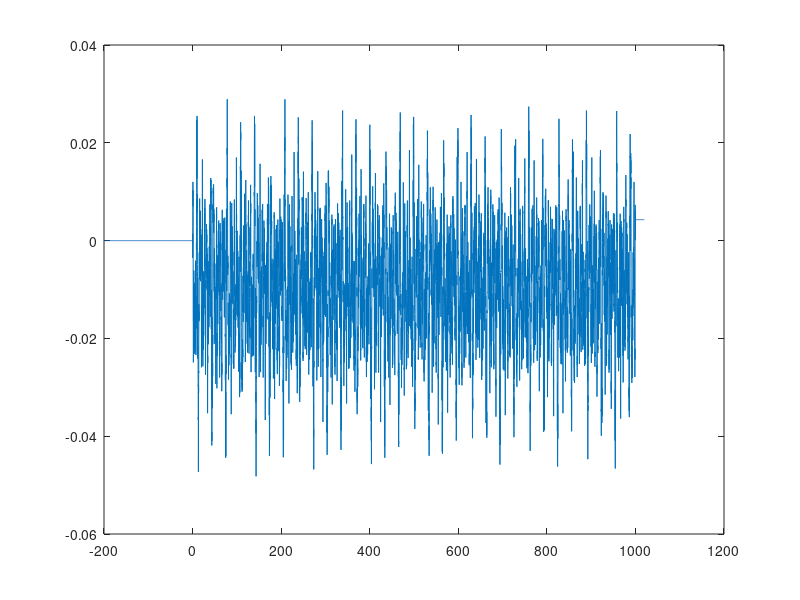

This chart was generated by the following MATLAB code:
clc
clear all
close all

profile1D = [reshape([0.95	0.89	1.09	0.6	0.72	1.24	1.56	1.99	2.15	1.84
1.65	1.98	1.72	0.78	0.03	-0.66	-0.7	-0.74	-1.54	-1.36
-0.35	0.01	0.01	-0.12	-0.24	-0.06	0.14	0.2	0.34	0.23
-0.17	-0.35	-0.57	-0.73	-0.83	-1.21	-1.37	-1.35	-1.21	-0.95
-0.89	-0.42	0.05	-0.03	-0.43	-1.21	-1.24	-0.69	-0.9	-1.13
-0.9	-0.33	0.09	-0.47	-0.85	-0.48	-0.65	-1.03	-0.95	-1.25
-1.34	-0.79	-0.79	-0.42	0.29	0.16	0.39	0.5	0.22	0.54
0.51	0.47	0.44	-0.29	-0.83	-1.33	-1.39	-0.78	-0.51	-0.26
-0.19	-0.46	-0.74	-0.85	-0.25	0.21	0.51	0.9	0.77	1.24
1.8	1.51	1.99	2.73	2.93	3.35	3.42	2.84	2.22	2.29
3.19	3.5	2.75	2.17	1.84	1.52	1.83	1.9	1.03	0.46
0.32	-0.26	-1	-1.38	-1.46	-1.32	-0.85	-0.24	0.13	0.18
0.03	-0.34	-1.07	-1.27	-1.22	-1.89	-2.02	-2	-2.71	-2.66
-2.79	-3.71	-3.78	-3.39	-2.66	-2.03	-2.16	-1.91	-1.72	-1.75
-1.23	-1.01	-0.76	-0.35	-0.66	-0.7	-0.5	-0.67	-0.4	0
0.3	0.71	0.54	0.16	0.35	0.67	0.68	0.72	1.07	1.61
1.81	1.17	0.55	0.85	0.93	0.53	0.65	1.07	1.06	1.02
1.55	1.47	0.96	1.38	1.18	0.87	1.56	1.13	0.46	0.41
0.12	0.46	0.62	0.63	1.19	1.04	0.78	0.61	0.22	0.29
0.34	0.37	0.41	0.34	0.84	1.07	0.54	0.08	-0.23	-0.81
-1.51	-1.64	-1.48	-1.49	-1.32	-1.14	-0.92	-0.52	-0.37	-0.56
-0.97	-1.4	-1.35	-0.95	-0.71	-0.31	0.06	0.24	0.97	1.38
1.38	2.18	2.61	1.91	0.77	-0.02	-0.15	-0.38	-0.25	-0.14
-0.79	-1.04	-1.45	-1.62	-0.93	-0.97	-0.87	-0.49	-0.59	-0.11
0.32	0.3	0.14	-0.43	-0.94	-1.28	-0.89	-0.35	-0.72	-0.92
-0.91	-0.99	-0.85	-0.85	-0.72	-0.47	-0.28	-0.07	0.12	0.32
0.21	0.06	-0.1	-0.43	-0.15	0.33	0.43	0.69	1.26	1.5
0.84	0.42	0.65	0.5	0.64	1.39	1.62	1.26	1.28	1.8
1.56	0.96	0.96	0.7	0.52	0.43	-0.36	-0.56	-0.37	-0.92
-1.2	-1.32	-1.79	-1.7	-1.28	-1.2	-1.09	-0.63	-0.1	0.03
0.03	0.14	-0.02	-0.01	0.46	0.58	0.2	0.33	1.05	1.29
1.14	1.18	1	0.64	0.38	0.5	0.68	0.66	1.1	1.18
0.91	1.07	0.54	0.33	0.8	0.32	0.19	0.34	-0.06	0.27
0.68	0.54	0.39	-0.08	-0.75	-1.03	-1.01	-1.66	-2.5	-2.58
-2.39	-1.77	-1.41	-1.55	-0.65	0.34	0.15	-0.24	-0.45	-0.48
-0.28	-0.25	-0.4	-0.51	-0.82	-1.17	-1.14	-1.13	-1.06	-0.95
-1	-0.73	-0.34	-0.03	0.25	0.27	0.53	0.5	-0.06	-0.53
-0.82	-0.28	0.37	0.08	0.06	0.5	0.83	0.69	-0.08	-0.18
0.33	0.11	-0.07	0.29	0.29	0.57	1.24	1.17	1.4	1.69
1.12	1.04	0.91	0.49	0.68	0.43	0.15	-0.03	-0.61	-0.58
-0.28	0.33	1.16	1.24	1.23	1.12	0.87	0.95	1.3	2.02
2.23	2.15	2.18	1.85	2.1	2.19	1.58	1.83	1.97	1.38
1.03	0.38	-0.52	-0.86	-0.51	-0.06	-0.67	-1.89	-2.29	-2.27
-2.31	-2.03	-2.3	-3.15	-3.24	-2.96	-3.14	-3.15	-2.64	-2
-1.42	-0.86	-0.61	-0.82	-1.28	-1.72	-2.13	-2.48	-2.21	-1.9
-2.23	-1.89	-1.55	-1.82	-1.25	-0.98	-1.17	-0.25	0.76	1.45
1.69	1.31	1.51	1.66	1.6	2.03	1.99	1.92	1.96	1.44
1.46	1.7	1.57	1.88	2.1	2.01	1.93	1.42	1.11	1.43
1.6	1.4	1.35	1.5	1.49	1.01	0.15	-0.09	0.48	0.5
0.18	0.5	0.79	0.55	0.4	0.63	0.19	-0.33	0.08	-0.23
-0.5	-0.01	-0.71	-1.16	-0.74	-0.68	-0.21	-0.11	-0.25	0
-0.51	-0.89	-0.92	-1.08	-0.78	-0.66	-0.67	-0.64	-0.73	-0.48
-0.77	-1.58	-1.85	-1.85	-1.98	-1.92	-1.28	-0.66	-0.43	-0.09
0.16	0.32	0.48	0.29	-0.05	-0.25	-0.15	0.42	1	1.19
1.4	1.5	1.4	1.63	1.36	0.8	0.86	0.21	-1.2	-2.07
-2.05	-1.51	-1.31	-1.02	-0.94	-1.41	-1.2	-0.98	-0.57	0.31
0.18	0.26	0.57	0.35	0.65	0.61	0.08	-0.31	-0.75	-0.76
-0.45	0.23	0.55	0.02	0	0.26	0.36	0.62	0.72	0.9
1.1	1.13	1.15	1.08	0.99	0.69	0.52	0.51	0.51	1.02
1.36	1.18	1.21	1.28	0.85	0.01	-0.1	0.38	0.32	0.51
0.92	0.52	-0.13	-0.17	-0.02	-0.69	-1.29	-1.12	-1.29	-1.4
-1.41	-1.85	-1.54	-1.1	-1.41	-1.23	-0.86	-0.77	-0.13	0.5
0.59	0.79	1.17	1.31	1.04	0.81	0.78	0.61	0.7	1.01
0.81	0.42	0.69	1.13	0.77	0.23	0.07	-0.23	-0.49	-0.44
-0.14	0.01	-0.1	0.08	-0.2	-0.67	-0.62	-1.08	-1.06	-0.6
-1.13	-1.1	-0.84	-1.13	-0.73	-0.64	-1.17	-1.5	-1.89	-2.13
-1.88	-1.56	-1.79	-1.74	-0.83	-0.03	0.67	0.89	0.75	1.44
1.58	0.57	0.02	0	0.11	0.27	0.15	-0.08	-0.14	-0.26
-0.23	0.16	0.4	0.59	0.79	0.85	1.18	1.41	1.37	1.27
0.98	0.89	0.55	0	0	0.32	1.06	1.36	0.77	0.78
1.1	0.95	0.46	-0.09	0.27	0.85	0.55	0.53	0.98	0.94
1.1	1.35	0.82	0.66	0.5	-0.29	-0.3	-0.35	-0.62	-0.29
-0.49	-0.6	-0.44	-0.5	0.12	0.74	1.19	1.42	0.84	0.46
0.25	0.08	0.31	0.57	0.76	0.28	-0.31	-0.56	-1.01	-0.96
-1.19	-1.91	-1.71	-1.91	-2.73	-2.97	-3.29	-3.49	-2.98	-2.29
-2.14	-2.91	-3.46	-2.83	-2.09	-1.76	-1.39	-1.53	-1.78	-1.04
-0.29	-0.14	0.31	1.06	1.51	1.6	1.49	1.07	0.45	0.01
-0.08	0.07	0.37	1.07	1.47	1.32	1.86	2.22	2.04	2.67
2.84	2.71	3.56	3.84	3.43	2.78	1.99	2.01	1.91	1.58
1.66	1.22	0.87	0.73	0.25	0.43	0.64	0.38	0.5	0.36
-0.09	-0.36	-0.77	-0.76	-0.32	-0.38	-0.73	-0.8	-0.79	-1.07
-1.57	-1.89	-1.41	-0.63	-0.77	-1.02	-0.64	-0.6	-1.04	-1.15
-1.01	-1.44	-1.6	-1	-1.24	-1.32	-0.8	-1.38	-1.3	-0.47
-0.39	-0.13	-0.31	-0.64	-0.54	-1.05	-1.1	-0.74	-0.62	-0.22
-0.18	-0.3	-0.29	-0.38	-0.26	-0.62	-1.02	-0.57	-0.03	0.28
0.77	1.49	1.75	1.56	1.52	1.38	1.16	0.98	0.59	0.36
0.5	0.85	1.31	1.38	0.97	0.67	0.33	-0.11	-0.27	-0.86
-1.45	-1.38	-1.97	-2.6	-2.06	-0.92	0.03	0.24	0.41	0.42
0.17	0.72	1.1	1.36	1.72	1.07	0.88	0.95	0.49	0.55
0.25	-0.3	-0.31	-0.19	0.32	0.87	1.24	1.05	0.39	0.58
0.91	0.86	0.95	0.84	0.78	0.7	0.44	0.25	0.03	-0.14
-0.35	-0.32	-0.12	-0.02	0.32	0.2	-0.35	-0.51	-0.68	-1.19
-1.57	-1.07	-0.45	-0.63	-0.6	-0.57	-1.25	-1.66	-1.35	-1.18
-1.67	-1.66	-0.96	-0.85	-0.7	-0.4	-0.4	0.27	0.72	0.45
0.85	1.27	1.3	1.72	1.79	1.33	1.15	1.08	0.68	0.12
-0.1	-0.08	-0.18	-0.09	0.01	-0.4	-0.67	-0.34	-0.27	-0.94
-1.34	-1.18	-1.17	-1.05	-0.7	-0.4	-0.43	-0.67	-0.63	-0.96
-1.22	-0.87	-0.99	-0.66	-0.19	-0.68	-0.4	-0.05	-0.3	0.06
-0.05	-0.57	-0.48	-0.31	0.07	0.75	1.15	1.12	1.55	2.45
2.65	2.45	1.92	1.35	1.49	0.88	-0.29	-0.3	0.16	0.4
0.49	0.32	0.22	0.37	0.49	0.73	1.12	1.15	1.08	1.05
0.89	0.92	0.74	0.32	0.01	-0.29	-0.34	-0.51	-0.61	-0.1
0.4	0.74	0.42	-0.38	-0.25	-0.06	-0.46	-0.82	-0.83	-0.13
0.23	-0.29	-0.27	0.04	-0.28	-0.39	-0.51	-1.2	-1.29	-1.31
-1.73	-1.25	-0.98	-0.99	-0.5	-0.6	-0.51	-0.13	-0.04	0.5
0.62	0.29	-0.2	-1.09	-1.32	-1.25	-1.2	-0.93	-0.93	-1.21
-1.87	-2.25	-2.11	-2.15	-1.85	-1.88	-2.16	-1.55	-1.54	-1.86
-1.31	-0.87	-0.35	0.57	1.06	0.84	0.31	0.63	1.86	2.47
2.42	2.46	2.22	2.25	3.07	3.37	3.01	3.07	3.16	2.72
2.05	1.45	0.9	0.56	0.7	1.14	1.61	2	2.38	2.25
1.79	2.03	1.91	1.37	1.61	1.25	0.72	0.97	0.29	-0.83
-1.53	-1.91	-1.55	-1.55	-1.82	-1.69	-2.04	-2.14	-1.95	-2.05
-1.61	-1.42	-1.74	-1.62	-1.79	-2.11	-2.01	-1.94	-1.53	-1.07
-1.3	-1.56	-1.4	-1.27	-1.39	-1.43	-1.06	-0.23	0.23	-0.28
-0.51	-0.15	-0.32	-0.71	-0.55	-0.3	-0.5	-0.27	0.4	0.11
0.15	0.65	0.16	0.53	1.26	0.86	0.74	0.38	0.09	0.32
0.08	0.4	0.93	0.94	1.11	0.89	0.67	0.71	0.65	0.76
0.58	0.66	1.45	1.86	1.83	1.91	1.91	1.37	0.65	0.36
0.07	-0.22	-0.35	-0.53	-0.42	-0.06	0.17	0.14	-0.33	-0.98
-1.22	-1.37	-1.53	-1.38	-1.53	-1.44	-0.78	-0.72	-0.35	1.02
2.04	2.19	1.64	1.31	1.1	0.85	1.28	1.24	0.9	0.66
-0.25	-0.36	-0.22	-0.62	-0.43	-0.57	-0.71	-0.19	0.22	0.65
0.76	0.48	-0.11	-0.63	-0.2	0.02	-0.3	-0.38	-0.63	-0.77
-0.88	-1.12	-1.15	-1.16	-1.1	-1.01	-0.76	-0.51	-0.52	-0.48
-0.87	-1.34	-1.2	-1.13	-1.22	-0.93	-0.1	0.25	-0.24	-0.31
-0.35	-0.8	-0.59	0.12	0.32	0.1	0.57	1.33	1.24	1.26
1.47	1.38	1.77	1.68	1.08	1.28	1.27	0.81	0.71	0.21
-0.52	-0.68	-0.79	-1.15	-1.36	-1.14	-0.83	-0.79	-0.65	-0.62
-0.94	-0.88	-0.44	-0.53	-1.03	-0.85	-0.23	-0.01	0.22	0.52
0.53	0.27	0.03	0.14	0.03	0.13	0.7	0.69	0.99	1.22
0.66	1.01	1.23	0.84	1.1	0.88	0.58	1.07	1.45	1.79
2.09	1.91	1.51	1.6	1.71	0.91	0.02	-0.67	-1.05	-0.83
-1.32	-1.74	-0.84	-0.08	-0.02	-0.1	-0.28	-0.23	0.01	0.1
0.17	0.21	-0.14	-0.45	-0.6	-0.84	-0.89	-1.13	-1.43	-1.4
-1.31	-1.03	-0.87	-0.66	-0.07	0.04	-0.24	-0.89	-1.41	-0.9
-0.68	-1.04	-0.98	-0.56	0.05	-0.08	-0.78	-0.65	-0.44	-0.88
-0.95	-0.96	-1.3	-0.88	-0.53	-0.52	0.23	0.46	0.34	0.68
0.41	0.43	0.66	0.46	0.52	0.06	-0.65	-1.06	-1.4	-0.93
-0.41	-0.22	0.01	-0.16	-0.42	-0.63	-0.32	0.38	0.64	1.07
1.16	1.18	1.94	1.94	1.87	2.68	3.03	3.23	3.5	3.11
2.38	2.04	2.61	3.34	2.91	2.04	1.66	1.28	1.25	1.59
1.06	0.16	-0.06	-0.38	-1.1	-1.62	-1.74	-1.65	-1.28	-0.66
-0.17	-0.02	-0.16	-0.43	-1.05	-1.61	-1.48	-1.81	-2.36	-2.14
-2.58	-2.99	-2.71	-3.37	-3.87	-3.47	-2.87	-2	-1.83	-1.87
-1.47	-1.51	-1.22	-0.74	-0.66	-0.21	-0.19	-0.53	-0.29	-0.31
-0.31	0.15	0.43	0.81	0.94	0.51	0.41	0.77	0.92	0.88
1.07	1.53	1.92	1.63	0.78	0.68	1.06	0.78	0.58	0.97
1.21	1.04	1.31	1.67	1.11	1.08	1.4	0.82	1.15	1.42
0.54	0.33	0.17	0.16	0.6	0.5	0.87	1.13	0.72	0.59
0.24	0.08	0.24	0.21	0.32	0.23	0.41	0.91	0.62	0
-0.34	-0.75	-1.44	-1.84	-1.65	-1.54	-1.44	-1.19	-1.01	-0.66
-0.36	-0.43	-0.75	-1.2	-1.38	-1.01	-0.64	-0.34	0.13	0.33
0.76	1.47	1.45	1.77	2.52	2.19	1.08	0	-0.35	-0.44
-0.56	-0.25	-0.62	-1.14	-1.3	-1.74	-1.26	-0.81	-0.98	-0.54
-0.47	-0.36	0.25	0.33	0.22	-0.21	-0.79	-1.18	-1.17	-0.48
-0.44	-0.87	-0.84	-0.9	-0.83	-0.71	-0.68	-0.42	-0.21	0
0.18	0.37	0.42	0.2	0.1	-0.18	-0.23	0.32	0.59	0.69
1.12	1.58	1.28	0.53	0.57	0.68	0.54	1.1	1.66	1.45
1.13	1.5	1.7	1.02	0.73	0.69	0.32	0.32	-0.17	-0.82
-0.59	-0.77	-1.31	-1.33	-1.64	-1.85	-1.4	-1.11	-1.05	-0.73
-0.16	0.17	0.14	0.21	0.2	0.03	0.34	0.72	0.49	0.26
0.81	1.36	1.24	1.15	1.09	0.76	0.43	0.36	0.62	0.63
0.81	1.2	0.89	0.87	0.76	0.13	0.48	0.49	-0.04	0.2
-0.03	-0.14	0.42	0.44	0.23	-0.07	-0.72	-1.24	-1.25	-1.47
-2.36	-2.72	-2.5	-2.05	-1.35	-1.37	-1.06	0.16	0.45	-0.05
-0.34	-0.48	-0.36	-0.2	-0.33	-0.47	-0.65	-1.04	-1.16	-1.04
-1.02	-0.85	-0.83	-0.74	-0.31	0.01	0.32	0.42	0.49	0.69
0.27	-0.28	-0.64	-0.52	0.32	0.43	0.1	0.42	0.81	0.92
0.36	-0.22	0.2	0.41	0.03	0.24	0.49	0.49	1.12	1.4
1.27	1.7	1.42	0.93	1.01	0.56	0.49	0.57	0.15	0.06
-0.36	-0.66	-0.32	0.1	0.97	1.39	1.28	1.26	0.99	0.92
1.14	1.71	2.24	2.1	2.09	1.87	1.7	2.06	1.58	1.28
1.69	1.27	0.72	0.29	-0.6	-1.22	-1.14	-0.6	-0.64	-1.78
-2.62	-2.59	-2.58	-2.41	-2.26	-2.95	-3.45	-3.1	-2.99	-3.13
-2.78	-2.1	-1.48	-0.92	-0.52	-0.58	-1	-1.48	-1.87	-2.24
-2.26	-1.74	-1.8	-1.88	-1.26	-1.35	-1.23	-0.53	-0.69	-0.3
0.87	1.61	2.09	1.83	1.62	1.94	1.83	2.02	2.27	2.02
2.09	1.79	1.4	1.71	1.69	1.72	2.08	2.03	1.92	1.62
1.07	1.15	1.49	1.4	1.2	1.27	1.35	1.08	0.33	-0.31
0.04	0.48	0.15	0.15	0.58	0.56	0.23	0.34	0.32	-0.4
-0.34	-0.11	-0.7	-0.38	-0.39	-1.27	-1.03	-0.76	-0.54	-0.11
-0.34	-0.2	-0.3	-0.94	-0.99	-1.11	-1.01	-0.69	-0.73	-0.67
-0.76	-0.68	-0.59	-1.29	-1.85	-1.83	-1.83	-1.87	-1.44	-0.67
-0.29	-0.05	0.27	0.4	0.56	0.54	0.19	-0.08	-0.11	0.26
0.93	1.26	1.36	1.53	1.4	1.42	1.47	0.81	0.57	0.41
-0.81	-1.99	-2.29	-1.79	-1.33	-1.15	-0.81	-1.12	-1.28	-0.86
-0.68	0.14	0.53	0.24	0.62	0.55	0.51	0.77	0.32	-0.13
-0.54	-0.75	-0.51	0.01	0.65	0.4	0	0.29	0.43	0.62
0.81	0.88	1.11	1.18	1.17	1.12	1.02	0.82	0.52	0.51
0.48	0.72	1.27	1.24	1.06	1.15	0.97	0.22	-0.34	0.06
0.3	0.22	0.64	0.63	-0.07	-0.44	-0.24	-0.48	-1.31	-1.39
-1.25	-1.5	-1.4	-1.66	-1.78	-1.13	-1.13	-1.28	-0.81	-0.63
-0.28	0.5	0.78	0.82	1.12	1.38	1.23	0.87	0.78	0.68
0.57	0.85	0.93	0.49	0.4	0.89	0.9	0.27	-0.05	-0.22
-0.54	-0.6	-0.39	-0.09	-0.15	-0.14	-0.1	-0.66	-0.79	-0.91
-1.31	-0.8	-0.86	-1.31	-0.9	-1.02	-1.01	-0.58	-0.95	-1.4
-1.69	-2.02	-1.94	-1.49	-1.41	-1.62	-0.99	-0.01	0.67	1.17
0.98	1.2	1.81	1.13	0.18	0.02	0.1	0.27	0.3	0.07
-0.06	-0.1	-0.17	0.11	0.48	0.63	0.86	0.95	1.1	1.43
1.44	1.34	1.09	0.86	0.72	0.17	-0.07	0.17	0.72	1.38
1.05	0.62	0.94	1	0.64	0.04	-0.08	0.64	0.74	0.39
0.74	0.96	0.86	1.19	0.96	0.44	0.48	-0.13	-0.6	-0.39
-0.69	-0.57	-0.39	-0.69	-0.51	-0.5	-0.23	0.54	0.96	1.33
1.04	0.39	0.18	-0.06	0	0.27	0.49	0.33	-0.4	-0.75
-1.1	-1.35	-1.23	-1.9	-2.15	-1.89	-2.58	-3.08	-3.18	-3.48
-3.21	-2.47	-1.98	-2.33	-3.14	-2.96	-2.03	-1.54	-1.18	-1
-1.35	-1.05	-0.08	0.28	0.48	1.14	1.73	1.89	1.8	1.48
0.88	0.33	0.12	0.23	0.49	1.02	1.69	1.67	1.78	2.43
2.3	2.48	3.06	2.78	3.15	3.84	3.52	2.93	2.06	1.65
1.79	1.41	1.33	1.2	0.64	0.53	0.19	-0.03	0.37	0.24
0.13	0.23	-0.19	-0.53	-0.83	-1.09	-0.72	-0.47	-0.79	-1.02
-0.97	-1.09	-1.49	-1.92	-1.81	-0.97	-0.62	-1.03	-0.91	-0.59
-0.89	-1.23	-1.1	-1.19	-1.67	-1.26	-0.95	-1.39	-0.92	-0.92
-1.45	-0.67	-0.25	-0.2	-0.05	-0.51	-0.51	-0.69	-1.12	-0.75
-0.54	-0.28	0.01	-0.16	-0.16	-0.23	-0.2	-0.24	-0.76	-0.66
0	0.41	0.76	1.38	1.89	1.76	1.56	1.49	1.23	1.03
0.73	0.37	0.37	0.65	1.07	1.35	1.05	0.61	0.34	-0.13
-0.41	-0.69	-1.43	-1.55	-1.63	-2.38	-2.3	-1.24	-0.08	0.45
0.49	0.66	0.39	0.53	1.16	1.28	1.69	1.46	0.79	0.94
0.63	0.39	0.43	-0.16	-0.36	-0.24	0.1	0.71	1.12	1.24
0.62	0.32	0.78	0.83	0.83	0.82	0.65	0.63	0.41	0.16
-0.04	-0.23	-0.39	-0.5	-0.3	-0.17	0.04	0.22	-0.27	-0.65
-0.72	-1.06	-1.56	-1.46	-0.67	-0.51	-0.73	-0.56	-0.94	-1.61
-1.54	-1.14	-1.32	-1.69	-1.12	-0.63	-0.64	-0.28	-0.2	0.09
0.85	0.76	0.73	1.3	1.39	1.55	1.86	1.5	1.08	1
0.75	0.21	-0.21	-0.22	-0.24	-0.29	-0.1	-0.28	-0.73	-0.64
-0.3	-0.68	-1.34	-1.31	-1.14	-1.11	-0.82	-0.46	-0.32	-0.54
-0.64	-0.69	-1.13	-0.95	-0.75	-0.8	-0.15	-0.26	-0.53	0.06
-0.05	-0.02	0.28	-0.23	-0.4	-0.16	0.1	0.69	1.29	1.39
1.44	2.22	2.76	2.56	2.16	1.41	1.23	1.17	0.03	-0.56
-0.09	0.28	0.45	0.39	0.2	0.27	0.45	0.58	0.94	1.15
1.02	0.98	0.83	0.73	0.71	0.31	-0.04	-0.34	-0.5	-0.5
-0.72	-0.44	0.15	0.53	0.57	-0.2	-0.58	-0.2	-0.37	-0.79
-0.97	-0.57	0.14	-0.09	-0.5	-0.15	-0.19	-0.55	-0.52	-1
-1.48	-1.28	-1.61	-1.57	-0.94	-0.98	-0.66	-0.39	-0.58	-0.2
-0.04	0.23	0.66	0.36	-0.04	-0.81	-1.43	-1.32	-1.28	-1.07
-0.91	-1.08	-1.55	-2.17	-2.11	-2	-1.88	-1.56	-1.88	-1.63
-1.08	-1.45	-1.24	-0.58	-0.19	0.61	1.36	1.41	0.91	0.72
1.67	2.7	2.77	2.68	2.58	2.32	2.81	3.47	3.21	2.94
3.07	2.82	2.15	1.49	0.94	0.5	0.46	0.84	1.34	1.74
2.09	2.22	1.73	1.57	1.79	1.22	1.07	1.16	0.42	0.38
0.28	-0.87	-1.7	-2.21	-2.11	-1.73	-2.01	-1.99	-2.01	-2.35
-2.12	-2.1	-1.95	-1.44	-1.65	-1.76	-1.66	-2.01	-2.04	-1.9
-1.68	-1.11	-1.01	-1.39	-1.39	-1.15	-1.16	-1.26	-1.07	-0.42
0.34	0.2	-0.38	-0.18	-0.01	-0.43	-0.54	-0.2	-0.18	-0.3
0.34	0.56	0.16	0.67	0.62	0.32	1.19	1.22	0.8	0.68
0.18	0.31	0.33	0.24	0.88	1.06	1.1	1.11	0.75	0.73
0.7	0.74	0.76	0.57	1.12	1.8	1.84	1.77	1.81	1.5
0.72	0.22	0.01	-0.31	-0.46	-0.59	-0.63	-0.32	-0.01	0.07
-0.2	-0.85	-1.29	-1.36	-1.51	-1.44	-1.33	-1.45	-0.9	-0.43
-0.41	0.6	1.89	2.36	1.96	1.36	1.18	0.83	0.94	1.27
0.85	0.65	0	-0.65	-0.33	-0.57	-0.67	-0.48	-0.78	-0.47
0.06	0.43	0.73	0.53	0.08	-0.61	-0.6	-0.07	-0.27	-0.48
-0.61	-0.85	-0.9	-1.1	-1.21	-1.18	-1.14	-1.03	-0.87	-0.55
-0.48	-0.48	-0.6	-1.16	-1.27	-1.02	-1.06	-0.97	-0.34	0.38
0.14	-0.26	-0.14	-0.46	-0.64	0	0.53	0.4	0.43	1.23
1.52	1.28	1.5	1.46	1.54	1.82	1.23	0.98	1.24	0.83
0.53	0.31	-0.44	-0.87	-0.87	-1.09	-1.39	-1.32	-0.94	-0.77
-0.71	-0.55	-0.74	-0.94	-0.56	-0.3	-0.72	-0.92	-0.34	0.1
0.24	0.54	0.67	0.5	0.18	0.16	0.24	0.11	0.59	0.89
0.86	1.33	0.98	0.75	1.31	1.01	0.93	1.1	0.63	0.81
1.34	1.6	1.92	1.94	1.51	1.26	1.48	1.06	0.03	-0.68
-1.24	-1.17	-1.13	-1.79	-1.41	-0.33	-0.03	-0.1	-0.25	-0.36
-0.16	0.01	0.04	0.11	-0.07	-0.5	-0.67	-0.87	-1.01	-1.08
-1.41	-1.48	-1.36	-1.15	-0.85	-0.75	-0.29	0.09	-0.11	-0.57
-1.29	-1.21	-0.61	-0.82	-0.99	-0.7	-0.13	0.18	-0.44	-0.79
-0.4	-0.59	-0.94	-0.81	-1.04	-1.02	-0.4	-0.37	0.02	0.69
0.49	0.66	0.72	0.4	0.68	0.59	0.47	0.36	-0.4	-0.87
-1.23	-1.12	-0.41	-0.13	0.1	0.14	-0.13	-0.33	-0.31	0.37
0.85	1.13	1.49	1.35	1.81	2.31	1.98	2.45	3.1	3.16
3.41	3.29	2.57	1.95	2.07	2.88	2.98	2.05	1.41	1.08
0.79	1.06	1	0.05	-0.49	-0.62	-1.17	-1.81	-2.03	-1.94
-1.66	-1.1	-0.51	-0.23	-0.3	-0.55	-1	-1.72	-1.87	-1.79
-2.42	-2.48	-2.41	-3.06	-2.9	-2.97	-3.73	-3.57	-2.96	-2.13
-1.51	-1.64	-1.37	-1.14	-1.14	-0.59	-0.38	-0.16	0.2	-0.16
-0.19	0.04	-0.1	0.21	0.62	0.87	1.2	0.95	0.57	0.79
1.1	1.08	1.12	1.46	1.9	1.94	1.19	0.61	0.95	1.02
0.64	0.8	1.22	1.18	1.12	1.59	1.42	0.89	1.29	1.05
0.74	1.37	0.85	0.18	0.2	-0.02	0.37	0.53	0.53	1.04
0.8	0.48	0.3	-0.07	0.05	0.11	0.14	0.18	0.11	0.57
0.67	0.02	-0.46	-0.78	-1.33	-1.91	-1.88	-1.6	-1.52	-1.28
-1.04	-0.79	-0.4	-0.32	-0.56	-0.95	-1.28	-1.1	-0.6	-0.31
0.11	0.48	0.66	1.34	1.64	1.55	2.2	2.37	1.41	0.19
-0.53	-0.57	-0.72	-0.56	-0.48	-1.12	-1.31	-1.6	-1.63	-0.85
-0.86	-0.73	-0.33	-0.43	0.04	0.39	0.26	0	-0.6	-1.05
-1.26	-0.78	-0.26	-0.66	-0.83	-0.77	-0.8	-0.62	-0.57	-0.39
-0.12	0.07	0.27	0.42	0.56	0.41	0.23	0.09	-0.17	0.19
0.69	0.77	1.02	1.51	1.59	0.85	0.46	0.73	0.62	0.8
1.51	1.62	1.18	1.17	1.6	1.23	0.57	0.55	0.27	0.07
-0.06	-0.82	-0.95	-0.73	-1.25	-1.46	-1.49	-1.84	-1.6	-1.09
-0.95	-0.76	-0.26	0.23	0.31	0.27	0.35	0.2	0.24	0.7
0.76	0.38	0.56	1.26	1.39	1.15	1.11	0.87	0.5	0.29
0.45	0.63	0.61	1.01	1.01	0.67	0.78	0.23	0.04	0.5
-0.02	-0.12	0.03	-0.35	0.01	0.35	0.11	-0.14	-0.65	-1.3
-1.52	-1.47	-2.08	-2.76	-2.62	-2.23	-1.51	-1.11	-1.18	-0.24
0.63	0.26	-0.2	-0.4	-0.41	-0.22	-0.22	-0.41	-0.54	-0.83
-1.12	-1.01	-0.93	-0.82	-0.65	-0.66	-0.33	0.08	0.36	0.57
0.54	0.72	0.6	-0.01	-0.41	-0.57	0.05	0.67	0.33	0.33
0.76	1	0.76	0	-0.02	0.52	0.3	0.16	0.56	0.59
0.89	1.5	1.35	1.5	1.67	1.01	0.91	0.75	0.34	0.53
0.27	0	-0.13	-0.61	-0.44	0	0.65	1.42	1.39	1.29
1.14	0.91	1.03	1.4	2.05	2.13	1.92	1.86	1.48	1.65
1.64	0.96	1.16	1.19	0.47	0.05	-0.63	-1.46	-1.65	-1.23
-0.85	-1.56	-2.72	-2.96	-2.79	-2.72	-2.42	-2.67	-3.43	-3.33
-2.91	-2.98	-2.83	-2.19	-1.5	-0.94	-0.47	-0.35	-0.68	-1.19
-1.61	-1.94	-2.15	-1.75	-1.38	-1.63	-1.21	-0.82	-1.02	-0.38
-0.07	-0.18	0.83	1.79	2.31	2.38	1.9	2.04	2.14	2.03
2.38	2.25	2.09	2.06	1.52	1.56	1.8	1.64	1.91	2.05
1.87	1.7	1.17	0.9	1.25	1.36	1.12	1.04	1.15	1.04
0.49	-0.32	-0.42	0.21	0.22	-0.09	0.25	0.5	0.2	0.04
0.23	-0.25	-0.72	-0.28	-0.59	-0.83	-0.35	-1.04	-1.39	-0.87
-0.77	-0.3	-0.25	-0.43	-0.23	-0.78	-1.12	-1.09	-1.18	-0.83
-0.71	-0.74	-0.72	-0.81	-0.6	-0.94	-1.71	-1.85	-1.73	-1.73
-1.52	-0.79	-0.16	0.04	0.34	0.53	0.62	0.71	0.46	0.11
-0.02	0.17	0.76	1.29	1.38	1.48	1.47	1.28	1.39	0.99
0.35	0.33	-0.41	-1.76	-2.4	-2.13	-1.44	-1.18	-0.88	-0.79
-1.2	-0.89	-0.58	-0.13	0.69	0.49	0.51	0.77	0.5	0.73
0.61	0.03	-0.33	-0.67	-0.56	-0.14	0.52	0.76	0.19	0.22
0.52	0.61	0.86	0.93	1.07	1.23	1.19	1.15	1.03	0.89
0.59	0.44	0.48	0.52	1.01	1.28	1.01	0.97	0.95	0.44
-0.36	-0.35	0.17	0.11	0.28	0.59	0.09	-0.56	-0.56	-0.44
-1.12	-1.63	-1.36	-1.46	-1.52	-1.46	-1.79	-1.36	-0.88	-1.15
-0.88	-0.45	-0.3	0.36	0.93	0.94	1.08	1.38	1.39	1.02
0.76	0.72	0.55	0.64	0.9	0.64	0.26	0.53	0.89	0.42
-0.14	-0.28	-0.54	-0.73	-0.61	-0.29	-0.16	-0.3	-0.17	-0.49
-0.96	-0.87	-1.27	-1.18	-0.7	-1.23	-1.15	-0.86	-1.12	-0.73
-0.69	-1.25	-1.53	-1.82	-1.92	-1.53	-1.14	-1.29	-1.09	-0.08
0.7	1.28	1.36	1.14	1.71	1.66	0.54	0.04	0.09	0.23
0.38	0.25	0.03	0.01	-0.05	0.05	0.48	0.72	0.88	1.05
1.08	1.36	1.51	1.38	1.2	0.86	0.74	0.4	-0.08	0.04
0.44	1.15	1.32	0.67	0.68	0.96	0.74	0.23	-0.22	0.23
0.79	0.46	0.45	0.88	0.79	0.89	1.04	0.43	0.23	0.06
-0.7	-0.64	-0.62	-0.83	-0.46	-0.62	-0.68	-0.46	-0.44	0.22
0.8	1.11	1.17	0.48	0.06	-0.13	-0.26	-0.02	0.19	0.25
-0.32	-0.94	-1.17	-1.58	-1.5	-1.73	-2.4	-2.14	-2.32	-3.07
-3.17	-3.32	-3.33	-2.66	-1.95	-1.85	-2.58	-2.93	-2.1	-1.29
-0.96	-0.61	-0.75	-0.89	-0.06	0.68	0.79	1.22	1.88	2.17
2.09	1.83	1.31	0.68	0.34	0.36	0.61	1	1.7	2.03
1.85	2.36	2.64	2.4	2.97	3.04	2.83	3.56	3.61	2.97
2.2	1.41	1.44	1.33	0.97	1.02	0.56	0.21	0.11	-0.31
-0.09	0.12	-0.16	-0.06	-0.23	-0.7	-0.93	-1.26	-1.16	-0.7
-0.79	-1.15	-1.19	-1.17	-1.43	-1.86	-2.02	-1.42	-0.65	-0.84
-1.09	-0.72	-0.72	-1.17	-1.24	-1.08	-1.47	-1.54	-0.9	-1.13
-1.17	-0.64	-1.19	-1.02	-0.16	-0.15	0.04	-0.19	-0.54	-0.43
-0.9	-0.86	-0.43	-0.3	0.08	0.07	-0.06	-0.05	-0.14	-0.03
-0.36	-0.65	-0.08	0.51	0.82	1.28	1.89	2	1.66	1.53
1.33	1.05	0.83	0.45	0.27	0.47	0.83	1.2	1.13	0.62
0.27	-0.09	-0.53	-0.68	-1.23	-1.71	-1.54	-1.99	-2.38	-1.57
-0.32	0.57	0.67	0.75	0.72	0.48	1.04	1.36	1.52	1.73
0.98	0.75	0.8	0.32	0.38	0.08	-0.4	-0.29	-0.07	0.48
0.98	1.23	0.93	0.27	0.5	0.81	0.72	0.76	0.59	0.49
0.38	0.09	-0.11	-0.31	-0.45	-0.6	-0.52	-0.3	-0.2	0.08
-0.12	-0.7	-0.84	-0.99	-1.44	-1.67	-1.06	-0.45	-0.68	-0.69
-0.69	-1.37	-1.66	-1.25	-1.05	-1.47	-1.32	-0.56	-0.44	-0.27
0.05	0.08	0.74	1.11	0.79	1.17	1.53	1.47	1.77	1.69
1.12	0.89	0.75	0.31	-0.23	-0.4	-0.32	-0.4	-0.3	-0.23
-0.64	-0.85	-0.5	-0.48	-1.15	-1.45	-1.18	-1.09	-0.92	-0.54
-0.28	-0.35	-0.6	-0.57	-0.86	-1.04	-0.63	-0.69	-0.33	0.12
-0.37	-0.07	0.28	0.01	0.36	0.22	-0.26	-0.08	0.19	0.62
1.29	1.62	1.54	1.94	2.71	2.69	2.28	1.63	1.03	1.11
0.46	-0.62	-0.45	0.11	0.35	0.41	0.24	0.17	0.36	0.5
0.73	1.06	1.01	0.87	0.79	0.59	0.57	0.34	-0.1	-0.38
-0.63	-0.61	-0.71	-0.73	-0.15	0.31	0.53	0.09	-0.69	-0.51
-0.32	-0.73	-1.01	-0.91	-0.19	0.09	-0.48	-0.45	-0.17	-0.53
-0.67	-0.8	-1.46	-1.45	-1.4	-1.71	-1.14	-0.82	-0.82	-0.33
-0.44	-0.35	0.02	0.08	0.53	0.52	0.04	-0.51	-1.35	-1.47
-1.3	-1.2	-0.93	-0.97	-1.28	-1.89	-2.14	-1.86	-1.81	-1.44
-1.42	-1.6	-0.92	-0.86	-1.09	-0.41	0.1	0.65	1.52	1.86
1.53	1.05	1.47	2.67	3.12	2.91	2.83	2.55	2.57	3.31
3.43	2.92	2.87	2.82	2.24	1.51	0.93	0.45	0.25	0.51
1.02	1.47	1.79	2.03	1.77	1.24	1.42	1.21	0.62	0.8
0.37	-0.19	-0.01	-0.77	-1.86	-2.4	-2.6	-2.11	-2.06	-2.28
-2.09	-2.36	-2.37	-2.1	-2.13	-1.65	-1.47	-1.79	-1.65	-1.8
-2.04	-1.85	-1.69	-1.24	-0.81	-1.08	-1.31	-1.09	-0.94	-1.02
-0.98	-0.53	0.27	0.6	0	-0.23	0.14	-0.06	-0.42	-0.21
0.07	-0.1	0.16	0.8	0.47	0.5	0.97	0.47	0.86	1.5
0.99	0.81	0.45	0.21	0.49	0.29	0.65	1.17	1.1	1.2
0.93	0.7	0.76	0.71	0.82	0.66	0.8	1.57	1.86	1.7
1.65	1.51	0.86	0.13	-0.12	-0.37	-0.6	-0.67	-0.77	-0.59
-0.21	-0.04	-0.15	-0.67	-1.27	-1.41	-1.45	-1.5	-1.26	-1.29
-1.07	-0.33	-0.21	0.26	1.6	2.41	2.28	1.56	1.16	0.93
0.68	1.07	0.94	0.51	0.21	-0.66	-0.67	-0.48	-0.83	-0.58
-0.66	-0.72	-0.14	0.25	0.6	0.58	0.19	-0.42	-0.86	-0.37
-0.18	-0.54	-0.63	-0.86	-0.97	-1.05	-1.23	-1.2	-1.15	-1.04
-0.9	-0.63	-0.41	-0.46	-0.46	-0.85	-1.25	-1.02	-0.88	-0.9
-0.52	0.29	0.53	-0.03	-0.1	-0.11	-0.5	-0.18	0.56	0.71
0.5	0.99	1.67	1.47	1.42	1.56	1.42	1.7	1.49	0.84
1	0.92	0.39	0.25	-0.28	-0.96	-1.03	-1.08	-1.35	-1.44
-1.12	-0.77	-0.71	-0.57	-0.55	-0.83	-0.71	-0.25	-0.36	-0.8
-0.51	0.15	0.34	0.54	0.77	0.7	0.41	0.19	0.33	0.26
0.41	0.97	0.93	1.18	1.33	0.74	1.09	1.27	0.83	1.08
0.85	0.59	1.13	1.47	1.7	1.87	1.56	1.07	1.09	1.08
0.16	-0.73	-1.3	-1.53	-1.22	-1.6	-1.84	-0.79	-0.06	-0.08
-0.21	-0.39	-0.33	-0.09	-0.04	-0.02	-0.05	-0.45	-0.76	-0.88
-1.08	-1.11	-1.31	-1.53	-1.4	-1.23	-0.9	-0.71	-0.49	0.04
0.04	-0.33	-0.97	-1.38	-0.78	-0.56	-0.9	-0.77	-0.31	0.22
-0.01	-0.72	-0.54	-0.33	-0.77	-0.8	-0.75	-0.99	-0.5	-0.1
-0.08	0.66	0.81	0.62	0.89	0.58	0.56	0.75	0.48	0.47
-0.04	-0.72	-1.01	-1.17	-0.57	-0.01	0.16	0.36	0.17	-0.05
-0.16	0.27	1	1.24	1.62	1.67	1.69	2.39	2.32	2.22
2.98	3.19	3.23	3.32	2.75	1.97	1.68	2.25	2.81	2.16
1.2	0.82	0.47	0.45	0.72	0.08	-0.82	-0.99	-1.27	-1.93
-2.29	-2.24	-1.98	-1.51	-0.87	-0.45	-0.42	-0.66	-1.02	-1.65
-2.15	-1.97	-2.27	-2.75	-2.46	-2.84	-3.14	-2.78	-3.33	-3.62
-2.99	-2.25	-1.37	-1.22	-1.26	-0.84	-0.85	-0.54	-0.06	-0.01
0.38	0.34	-0.02	0.25	0.24	0.27	0.75	1.01	1.3	1.34
0.87	0.8	1.17	1.28	1.23	1.41	1.81	2.06	1.62	0.76
0.72	1.11	0.82	0.66	1.08	1.28	1.09	1.32	1.6	0.98
0.95	1.23	0.64	0.95	1.14	0.21	0.05	-0.03	0.03	0.49
0.39	0.72	0.9	0.42	0.26	-0.07	-0.2	0	-0.02	0.08
-0.01	0.16	0.57	0.15	-0.53	-0.87	-1.25	-1.85	-2.09	-1.75
-1.54	-1.37	-1.06	-0.85	-0.5	-0.24	-0.38	-0.71	-1.09	-1.14
-0.66	-0.23	0.08	0.55	0.74	1.13	1.73	1.59	1.8	2.33
1.73	0.47	-0.56	-0.8	-0.79	-0.85	-0.55	-0.93	-1.41	-1.46
-1.75	-1.16	-0.66	-0.82	-0.37	-0.3	-0.18	0.38	0.35	0.13
-0.35	-0.91	-1.19	-1.05	-0.33	-0.34	-0.77	-0.69	-0.7	-0.58
-0.42	-0.35	-0.06	0.15	0.34	0.49	0.63	0.62	0.37	0.27
0.04	0.07	0.66	0.91	0.98	1.37	1.69	1.26	0.5	0.6
0.74	0.64	1.2	1.66	1.33	0.98	1.3	1.37	0.61	0.3
0.25	-0.13	-0.16	-0.64	-1.22	-0.92	-1.08	-1.56	-1.49	-1.68
-1.75	-1.18	-0.83	-0.72	-0.35	0.21	0.48	0.39	0.43	0.4
0.25	0.57	0.9	0.63	0.44	1.01	1.47	1.23	1.07	0.95
0.58	0.28	0.26	0.54	0.55	0.71	1.03	0.65	0.57	0.42
-0.19	0.18	0.16	-0.38	-0.11	-0.32	-0.41	0.13	0.06	-0.24
-0.61	-1.26	-1.7	-1.65	-1.83	-2.61	-2.76	-2.33	-1.74	-1
-0.99	-0.63	0.53	0.64	0.02	-0.29	-0.4	-0.27	-0.14	-0.3
-0.46	-0.64	-0.98	-1.02	-0.83	-0.76	-0.55	-0.48	-0.34	0.12
0.41	0.67	0.7	0.71	0.81	0.32	-0.21	-0.45	-0.21	0.64
0.68	0.34	0.67	1.01	1.01	0.39	-0.11	0.38	0.58	0.22
0.47	0.74	0.76	1.36	1.56	1.34	1.67	1.29	0.76	0.83
0.37	0.32	0.4	-0.02	-0.08	-0.42	-0.58	-0.1	0.4	1.23
1.55	1.32	1.24	0.96	0.92	1.18	1.71	2.12	1.84	1.72
1.43	1.21	1.48	0.93	0.59	0.92	0.38	-0.25	-0.71	-1.55
-2.04	-1.82	-1.29	-1.43	-2.57	-3.26	-3.05	-2.91	-2.68	-2.51
-3.15	-3.49	-2.97	-2.76	-2.76	-2.27	-1.51	-0.9	-0.42	-0.15
-0.34	-0.84	-1.32	-1.64	-1.89	-1.76	-1.16	-1.17	-1.17	-0.5
-0.54	-0.35	0.38	0.26	0.73	1.9	2.49	2.77	2.37	2.09
2.36	2.19	2.32	2.47	2.13	2.14	1.78	1.41	1.73	1.68
1.68	1.99	1.84	1.65	1.29	0.77	0.9	1.22	1.07	0.85
0.89	0.9	0.55	-0.2	-0.72	-0.25	0.19	-0.14	-0.11	0.3
0.21	-0.13	-0.05	-0.11	-0.81	-0.7	-0.46	-1.02	-0.68	-0.7
-1.52	-1.16	-0.82	-0.6	-0.2	-0.48	-0.38	-0.53	-1.16	-1.14
-1.19	-1.04	-0.7	-0.75	-0.71	-0.8	-0.73	-0.7	-1.4	-1.85
-1.69	-1.58	-1.48	-0.93	-0.13	0.21	0.4	0.66	0.72	0.81
0.71	0.33	0.1	0.15	0.58	1.22	1.45	1.43	1.5	1.27
1.19	1.11	0.36	0.07	-0.16	-1.4	-2.38	-2.41	-1.71	-1.16
-0.96	-0.62	-0.9	-0.98	-0.47	-0.23	0.56	0.86	0.5	0.82
0.7	0.6	0.79	0.27	-0.18	-0.51	-0.6	-0.23	0.32	0.89
0.57	0.18	0.52	0.66	0.83	1	1.04	1.22	1.22	1.15
1.04	0.9	0.67	0.39	0.41	0.43	0.69	1.19	1.05	0.81
0.82	0.56	-0.19	-0.65	-0.16	0.09	-0.01	0.36	0.24	-0.51
-0.84	-0.61	-0.88	-1.65	-1.61	-1.4	-1.58	-1.42	-1.58	-1.59
-0.86	-0.84	-0.93	-0.38	-0.16	0.21	0.95	1.13	1.09	1.32
1.47	1.21	0.79	0.69	0.59	0.48	0.74	0.75	0.29	0.22
0.67	0.58	-0.11	-0.41	-0.54	-0.8	-0.79	-0.52	-0.24	-0.33
-0.35	-0.35	-0.93	-1.02	-1.09	-1.42	-0.86	-0.93	-1.34	-0.87
-0.98	-0.96	-0.55	-0.97	-1.4	-1.6	-1.8	-1.57	-1.04	-0.9
-1	-0.25	0.74	1.32	1.66	1.36	1.49	1.93	1.08	0.13
0.06	0.2	0.38	0.4	0.16	0.07	0.08	0.07	0.4	0.78
0.9	1.1	1.15	1.25	1.52	1.43	1.25	0.94	0.68	0.54
0.03	-0.11	0.24	0.8	1.36	0.93	0.48	0.8	0.79	0.38
-0.17	-0.17	0.58	0.63	0.27	0.63	0.8	0.65	0.89	0.58
0.01	0.03	-0.56	-0.96	-0.67	-0.9	-0.73	-0.52	-0.78	-0.54
-0.46	-0.13	0.62	0.93	1.13	0.69	-0.02	-0.21	-0.42	-0.32
-0.08	0.04	-0.23	-1	-1.33	-1.63	-1.83	-1.7	-2.32	-2.49
-2.19	-2.84	-3.21	-3.15	-3.27	-2.82	-2	-1.55	-1.92	-2.61
-2.21	-1.16	-0.66	-0.34	-0.18	-0.48	-0.08	0.9	1.21	1.36
1.96	2.4	2.38	2.13	1.7	1.06	0.57	0.48	0.7	1.04
1.6	2.21	2.12	2.2	2.78	2.57	2.69	3.18	2.8	3.08
3.57	3.01	2.27	1.37	1	1.14	0.75	0.65	0.5	-0.05
-0.13	-0.43	-0.57	-0.14	-0.3	-0.42	-0.34	-0.78	-1.1	-1.33
-1.49	-1.06	-0.83	-1.17	-1.37	-1.3	-1.4	-1.76	-2.06	-1.8
-0.91	-0.63	-1.07	-0.93	-0.64	-0.98	-1.29	-1.12	-1.19	-1.59
-1.11	-0.8	-1.21	-0.71	-0.71	-1.17	-0.33	0.06	0.03	0.11
-0.39	-0.38	-0.53	-0.89	-0.44	-0.2	0.05	0.3	0.09	0.08
0.01	0.04	0.01	-0.44	-0.21	0.52	0.92	1.24	1.79	2.14
1.86	1.55	1.4	1.08	0.85	0.55	0.23	0.29	0.6	0.98
1.12	0.71	0.2	-0.09	-0.55	-0.8	-1.05	-1.69	-1.68	-1.65
-2.22	-1.87	-0.63	0.51	0.92	0.85	0.95	0.67	0.82	1.41
1.44	1.71	1.35	0.63	0.77	0.45	0.2	0.24	-0.31	-0.41
-0.17	0.23	0.82	1.14	1.12	0.45	0.2	0.68	0.68	0.63
0.57	0.36	0.3	0.05	-0.2	-0.38	-0.54	-0.66	-0.71	-0.47
-0.33	-0.16	-0.06	-0.59	-0.96	-1	-1.3	-1.68	-1.44	-0.61
-0.5	-0.77	-0.63	-1.02	-1.61	-1.42	-0.96	-1.11	-1.36	-0.7
-0.19	-0.2	0.17	0.27	0.56	1.26	1.09	1.02	1.54	1.54
1.6	1.77	1.27	0.79	0.67	0.37	-0.18	-0.54	-0.48	-0.46
-0.48	-0.31	-0.5	-0.91	-0.77	-0.45	-0.86	-1.45	-1.3	-1.05
-0.96	-0.62	-0.28	-0.19	-0.45	-0.55	-0.59	-0.96	-0.7	-0.45
-0.46	0.19	0.05	-0.2	0.4	0.27	0.28	0.55	0.05	-0.05
0.29	0.61	1.21	1.74	1.76	1.78	2.47	2.8	2.38	1.82
1.03	0.83	0.72	-0.39	-0.8	-0.18	0.22	0.36	0.29	0.12
0.23	0.42	0.56	0.88	1.01	0.8	0.71	0.52	0.38	0.31
-0.11	-0.45	-0.7	-0.79	-0.72	-0.85	-0.5	0.1	0.37	0.29
-0.53	-0.84	-0.42	-0.61	-1	-1.07	-0.6	0.06	-0.25	-0.66
-0.32	-0.4	-0.78	-0.77	-1.23	-1.63	-1.35	-1.58	-1.43	-0.75
-0.78	-0.45	-0.21	-0.4	-0.02	0.11	0.32	0.62	0.18	-0.31
-1.08	-1.59	-1.36	-1.25	-1.01	-0.87	-1.08	-1.53	-2.04	-1.84
-1.62	-1.42	-1.05	-1.3	-0.96	-0.37	-0.69	-0.36	0.38	0.8
1.56	2.18	2.08	1.55	1.44	2.43	3.33	3.2	2.97	2.79
2.51	2.96	3.48	3.04	2.66	2.67	2.28	1.53	0.87	0.39
0.07	0.18	0.65	1.16	1.5	1.73	1.72	1.13	0.93	1.07
0.44	0.26	0.29	-0.49	-0.56	-0.73	-1.89	-2.59	-2.9	-2.63
-2.16	-2.4	-2.31	-2.27	-2.53	-2.2	-2.11	-1.9	-1.39	-1.62
-1.71	-1.59	-1.9	-1.84	-1.6	-1.33	-0.76	-0.72	-1.1	-1.05
-0.78	-0.76	-0.8	-0.54	0.13	0.78	0.51	-0.1	0.12	0.26
-0.16	-0.21	0.16	0.2	0.11	0.75	0.91	0.49	0.98	0.9
0.61	1.45	1.36	0.85	0.71	0.25	0.43	0.49	0.45	1.1
1.21	1.17	1.12	0.74	0.73	0.72	0.76	0.78	0.64	1.2
1.8	1.69	1.51	1.42	0.98	0.16	-0.3	-0.45	-0.71	-0.79
-0.84	-0.81	-0.45	-0.17	-0.16	-0.5	-1.14	-1.48	-1.43	-1.48
-1.3	-1.1	-1.1	-0.45	0.06	0.15	1.18	2.32	2.5	1.88
1.18	0.96	0.62	0.72	0.97	0.47	0.2	-0.43	-0.99	-0.59
-0.78	-0.82	-0.57	-0.81	-0.42	0.11	0.42	0.59	0.28	-0.23
-0.86	-0.77	-0.23	-0.47	-0.7	-0.81	-1.02	-1.04	-1.19	-1.24
-1.15	-1.05	-0.89	-0.7	-0.4	-0.36	-0.41	-0.56	-1.07	-1.08
-0.76	-0.74	-0.57	0.09	0.72	0.38	-0.05	0.08	-0.19	-0.27
0.43	0.92	0.75	0.81	1.57	1.75	1.41	1.56	1.45	1.46
1.62	0.95	0.68	0.89	0.41	0.07	-0.17	-0.9	-1.23	-1.14
-1.29	-1.48	-1.29	-0.85	-0.66	-0.6	-0.44	-0.62	-0.76	-0.34
-0.11	-0.51	-0.61	0.04	0.47	0.56	0.81	0.86	0.63	0.31
0.32	0.43	0.35	0.84	1.11	1.03	1.42	1.02	0.79	1.32
0.97	0.87	1.03	0.57	0.8	1.32	1.5	1.7	1.57	1.04
0.74	0.87	0.33	-0.73	-1.35	-1.75	-1.54	-1.42	-1.93	-1.37
-0.25	-0.04	-0.18	-0.36	-0.45	-0.24	-0.1	-0.12	-0.1	-0.35
-0.78	-0.93	-1.09	-1.19	-1.22	-1.49	-1.46	-1.25	-0.98	-0.66
-0.55	-0.11	0.17	-0.14	-0.64	-1.28	-1.08	-0.45	-0.66	-0.79
-0.43	0.1	0.3	-0.38	-0.68	-0.27	-0.47	-0.78	-0.59	-0.75
-0.64	0.03	0.08	0.46	1.06	0.78	0.88	0.88	0.52	0.77
0.62	0.44	0.27	-0.48	-0.86	-1.05	-0.79	0	0.27	0.46
0.47	0.2	0.07	0.21	0.96	1.42	1.64	1.94	1.77	2.21
2.62	2.23	2.66	3.2	3.1	3.18	2.87	2.04	1.45	1.62
2.34	2.23	1.15	0.5	0.21	-0.05	0.2	0.05	-0.94	-1.42
-1.48	-1.98	-2.49	-2.53	-2.27	-1.86	-1.25	-0.7	-0.53	-0.72
-1.06	-1.55	-2.22	-2.28	-2.17	-2.74	-2.71	-2.57	-3.13	-2.87
-2.84	-3.45	-3.05	-2.26	-1.39	-0.8	-0.96	-0.68	-0.45	-0.43
0.13	0.3	0.47	0.75	0.35	0.34	0.58	0.45	0.79	1.18
1.37	1.59	1.27	0.89	1.15	1.43	1.38	1.4	1.71	2.04
1.92	1.1	0.57	0.96	1.02	0.65	0.86	1.26	1.17	1.09
1.5	1.25	0.7	1.09	0.82	0.51	1.09	0.49	-0.16	-0.05
-0.19	0.23	0.4	0.38	0.82	0.5	0.13	-0.04	-0.36	-0.21
-0.12	-0.1	-0.06	-0.13	0.27	0.25	-0.48	-0.97	-1.25	-1.73
-2.16	-1.97	-1.57	-1.42	-1.12	-0.84	-0.58	-0.23	-0.21	-0.49
-0.85	-1.08	-0.76	-0.2	0.12	0.53	0.87	1.01	1.61	1.78
1.56	2.05	1.97	0.8	-0.43	-1.03	-0.94	-1.01	-0.82	-0.74
-1.36	-1.47	-1.63	-1.51	-0.67	-0.67	-0.53	-0.13	-0.24	0.21
0.47	0.22	-0.12	-0.72	-1.08	-1.15	-0.6	-0.11	-0.54	-0.68
-0.56	-0.54	-0.32	-0.24	-0.04	0.24	0.41	0.58	0.69	0.77
0.57	0.38	0.27	0.08	0.5	1	1.04	1.24	1.63	1.57
0.77	0.42	0.74	0.65	0.86	1.51	1.49	0.98	0.95	1.29
0.8	0.11	0.1	-0.18	-0.39	-0.52	-1.23	-1.27	-1	-1.48
-1.6	-1.53	-1.75	-1.37	-0.78	-0.61	-0.38	0.13	0.57	0.57
0.49	0.54	0.38	0.45	0.88	0.89	0.51	0.72	1.38	1.38
1.05	0.95	0.67	0.3	0.14	0.34	0.53	0.5	0.84	0.76
0.36	0.43	-0.12	-0.27	0.18	-0.36	-0.44	-0.27	-0.63	-0.25
0.03	-0.31	-0.62	-1.16	-1.75	-1.87	-1.77	-2.3	-2.81	-2.44
-1.88	-1.1	-0.69	-0.73	0.2	0.92	0.37	-0.14	-0.32	-0.31
-0.12	-0.16	-0.37	-0.5	-0.77	-0.98	-0.79	-0.65	-0.5	-0.3
-0.26	0.1	0.49	0.72	0.87	0.77	0.87	0.66	0.03	-0.29
-0.32	0.38	0.94	0.55	0.56	0.97	1.11	0.78	0.05	0.12
0.68	0.45	0.35	0.78	0.82	1.11	1.64	1.41	1.46	1.53
0.8	0.68	0.53	0.13	0.35	0.09	-0.16	-0.24	-0.61	-0.29
0.25	0.91	1.58	1.42	1.24	1.06	0.83	0.99	1.37	1.92
1.85	1.52	1.38	0.95	1.07	0.96	0.24	0.4	0.33	-0.47
-0.92	-1.57	-2.29	-2.32	-1.82	-1.51	-2.27	-3.33	-3.37	-3.04
-2.88	-2.55	-2.78	-3.41	-3.13	-2.58	-2.55	-2.27	-1.54	-0.84
-0.34	0.01	-0.01	-0.45	-0.98	-1.35	-1.57	-1.64	-1.13	-0.72
-0.91	-0.42	0	-0.15	0.53	0.85	0.79	1.83	2.68	3
2.87	2.29	2.39	2.43	2.25	2.53	2.3	2.07	1.98	1.43
1.49	1.72	1.53	1.77	1.83	1.55	1.32	0.79	0.57	0.94
1.01	0.72	0.63	0.69	0.51	-0.08	-0.8	-0.76	-0.06	-0.08
-0.37	-0.02	0.18	-0.17	-0.33	-0.17	-0.66	-1.07	-0.6	-0.9
-1.1	-0.61	-1.29	-1.53	-0.91	-0.78	-0.35	-0.35	-0.57	-0.42
-0.98	-1.27	-1.15	-1.18	-0.8	-0.69	-0.73	-0.71	-0.81	-0.64
-1.01	-1.71	-1.71	-1.45	-1.34	-1.01	-0.21	0.38	0.52	0.75
0.87	0.88	0.89	0.58	0.25	0.19	0.44	1.04	1.48	1.45
1.45	1.33	1.04	1.04	0.54	-0.14	-0.2	-0.97	-2.21	-2.57
-2.05	-1.24	-0.94	-0.64	-0.55	-0.91	-0.51	-0.13	0.32	1.06
0.75	0.72	0.93	0.59	0.77	0.57	-0.04	-0.34	-0.57	-0.33
0.16	0.79	0.93	0.33	0.4	0.72	0.8	1.02	1.05	1.15
1.24	1.14	1.05	0.88	0.71	0.41	0.3	0.38	0.45	0.92
1.1	0.74	0.64	0.55	0	-0.73	-0.6	-0.03	-0.11	0.02
0.25	-0.33	-0.96	-0.91	-0.79	-1.45	-1.85	-1.47	-1.5	-1.5
-1.37	-1.59	-1.07	-0.55	-0.79	-0.46	0.02	0.18	0.83	1.3
1.21	1.27	1.47	1.36	0.92	0.63	0.59	0.43	0.51	0.73
0.41	0.04	0.33	0.6	0.05	-0.51	-0.6	-0.81	-0.93	-0.73
-0.4	-0.31	-0.48	-0.39	-0.73	-1.17	-1.03	-1.36	-1.2	-0.71
-1.23	-1.09	-0.78	-1.03	-0.63	-0.64	-1.21	-1.42	-1.59	-1.55
-1.05	-0.62	-0.69	-0.38	0.68	1.38	1.8	1.73	1.41	1.86
1.63	0.43	0.01	0.16	0.33	0.47	0.32	0.13	0.15	0.15
0.31	0.76	0.97	1.08	1.22	1.21	1.43	1.49	1.26	1.02
0.66	0.53	0.2	-0.2	0.04	0.5	1.15	1.2	0.49	0.51
0.76	0.47	-0.03	-0.38	0.15	0.68	0.31	0.31	0.72	0.57
0.61	0.66	0	-0.21	-0.39	-1.09	-0.93	-0.84	-0.99	-0.58
-0.71	-0.72	-0.43	-0.36	0.31	0.81	0.97	0.86	0.07	-0.35
-0.5	-0.59	-0.34	-0.19	-0.24	-0.89	-1.5	-1.67	-2	-1.89
-2.09	-2.68	-2.34	-2.48	-3.14	-3.08	-3.06	-2.89	-2.09	-1.38
-1.35	-2.02	-2.18	-1.18	-0.35	-0.06	0.24	0.1	0.04	0.92
1.61	1.64	2.01	2.55	2.66	2.41	2.01	1.43	0.83	0.59
0.73	1.07	1.51	2.17	2.42	2.19	2.64	2.82	2.52	3
2.96	2.66	3.25	3.08	2.25	1.41	0.66	0.74	0.62	0.26
0.3	-0.17	-0.48	-0.53	-0.88	-0.6	-0.39	-0.69	-0.6	-0.8
-1.25	-1.42	-1.66	-1.46	-0.99	-1.12	-1.46	-1.46	-1.42	-1.66
-1.99	-2	-1.3	-0.57	-0.83	-1.07	-0.7	-0.75	-1.19	-1.22
-1.04	-1.37	-1.36	-0.68	-0.92	-0.92	-0.39	-0.91	-0.66	0.2
0.13	0.23	-0.05	-0.4	-0.27	-0.69	-0.57	-0.08	0.05	0.39
0.34	0.17	0.19	0.11	0.21	-0.08	-0.26	0.41	1	1.27
1.67	2.15	2.08	1.62	1.41	1.15	0.83	0.6	0.25	0.14
0.39	0.73	1	0.81	0.22	-0.16	-0.51	-0.91	-1.02	-1.5
-1.85	-1.55	-1.86	-2.01	-0.98	0.32	1.09	1.06	1.04	0.96
0.72	1.27	1.52	1.54	1.61	0.78	0.55	0.59	0.11	0.18
-0.1	-0.51	-0.28	0.03	0.59	1.03	1.14	0.74	0.09	0.37
0.66	0.51	0.5	0.3	0.17	0.03	-0.28	-0.45	-0.62	-0.73
-0.82	-0.68	-0.44	-0.35	-0.14	-0.41	-0.99	-1.09	-1.2	-1.57
-1.65	-0.95	-0.38	-0.67	-0.7	-0.73	-1.37	-1.54	-1.03	-0.81
-1.16	-0.9	-0.09	0.02	0.18	0.5	0.53	1.16	1.43	1.05
1.39	1.66	1.5	1.68	1.46	0.8	0.54	0.37	-0.09	-0.59
-0.67	-0.54	-0.58	-0.47	-0.42	-0.82	-0.97	-0.6	-0.61	-1.26
-1.44	-1.07	-0.93	-0.7	-0.32	-0.1	-0.23	-0.49	-0.44	-0.69
-0.8	-0.32	-0.34	0.03	0.44	-0.06	0.27	0.6	0.31	0.63
0.47	0.03	0.31	0.65	1.11	1.73	1.96	1.81	2.14	2.76
2.51	1.92	1.19	0.58	0.65	-0.01	-0.96	-0.6	0.04	0.27
0.3	0.13	0.09	0.31	0.45	0.66	0.92	0.79	0.59	0.47
0.23	0.18	-0.08	-0.53	-0.75	-0.93	-0.84	-0.86	-0.79	-0.18
0.21	0.3	-0.22	-0.97	-0.72	-0.52	-0.93	-1.13	-0.92	-0.2
-0.02	-0.63	-0.59	-0.33	-0.73	-0.88	-1	-1.6	-1.5	-1.36
-1.56	-0.91	-0.58	-0.58	-0.11	-0.24	-0.16	0.2	0.2	0.55
0.4	-0.18	-0.76	-1.52	-1.51	-1.23	-1.09	-0.82	-0.9	-1.22
-1.75	-1.86	-1.45	-1.3	-0.89	-0.82	-0.92	-0.18	-0.1	-0.25
0.52	1.06	1.58	2.35	2.52	2.09	1.64	2.13	3.27	3.52
3.12	2.94	2.61	2.62	3.26	3.2	2.55	2.4	2.23	1.55
0.8	0.28	-0.08	-0.14	0.25	0.79	1.2	1.42	1.52	1.13
0.56	0.69	0.41	-0.2	-0.05	-0.53	-1.1	-0.94	-1.74	-2.75
-3.09	-3.08	-2.47	-2.36	-2.52	-2.27	-2.48	-2.39	-2.04	-2.01
-1.51	-1.35	-1.68	-1.51	-1.62	-1.8	-1.51	-1.29	-0.82	-0.44
-0.75	-0.94	-0.68	-0.51	-0.57	-0.46	0.04	0.77	0.96	0.28
0.07	0.43	0.2	-0.12	0.15	0.43	0.28	0.57	1.16	0.78
0.8	1.23	0.72	1.1	1.65	1.03	0.8	0.47	0.28	0.61
0.45	0.84	1.31	1.16	1.19	0.88	0.65	0.73	0.68	0.79
0.67	0.84	1.57	1.72	1.42	1.26	1	0.28	-0.43	-0.61
-0.78	-0.94	-0.93	-0.95	-0.71	-0.33	-0.22	-0.4	-0.94	-1.46
-1.49	-1.41	-1.35	-1.02	-0.95	-0.63	0.16	0.31	0.8	2.06
2.62	2.21	1.34	0.9	0.66	0.43	0.79	0.56	0.07	-0.24
-1.04	-0.95	-0.68	-0.98	-0.67	-0.7	-0.69	-0.07	0.27	0.52
0.38	-0.1	-0.7	-1.04	-0.49	-0.34	-0.72	-0.8	-1	-1.08
-1.11	-1.24	-1.15	-1.04	-0.88	-0.71	-0.44	-0.24	-0.33	-0.38
-0.76	-1.08	-0.75	-0.55	-0.51	-0.07	0.68	0.8	0.17	0.12
0.13	-0.18	0.23	0.96	1.05	0.83	1.31	1.89	1.57	1.44
1.53	1.31	1.5	1.19	0.49	0.64	0.5	-0.07	-0.23	-0.75
-1.34	-1.3	-1.26	-1.45	-1.42	-1	-0.62	-0.56	-0.43	-0.41
-0.66	-0.47	-0.02	-0.15	-0.53	-0.15	0.52	0.67	0.81	0.97
0.82	0.5	0.31	0.49	0.45	0.63	1.17	1.08	1.26	1.34
0.72	1.07	1.2	0.73	0.96	0.73	0.51	1.07	1.35	1.48
1.51	1.07	0.53	0.5	0.38	-0.6	-1.42	-1.84	-1.9	-1.48
-1.75	-1.82	-0.67	0	-0.12	-0.3	-0.47	-0.39	-0.17	-0.16
-0.19	-0.28	-0.71	-1	-1.08	-1.23	-1.21	-1.36	-1.5	-1.27
-1.03	-0.67	-0.48	-0.27	0.19	0.07	-0.38	-0.98	-1.26	-0.58
-0.37	-0.7	-0.5	-0.03	0.41	0.08	-0.62	-0.39	-0.18	-0.61
-0.58	-0.47	-0.63	-0.06	0.34	0.36	1.05	1.11	0.84	1.05
0.69	0.64	0.79	0.46	0.4	-0.13	-0.75	-0.89	-0.89	-0.17
0.41	0.53	0.69	0.48	0.3	0.29	0.8	1.53	1.72	2.02
2.02	2.01	2.64	2.48	2.34	3.02	3.08	2.94	2.86	2.14
1.34	1.12	1.68	2.07	1.24	0.23	-0.11	-0.4	-0.4	-0.19
-0.89	-1.75	-1.83	-2.05	-2.59	-2.78	-2.54	-2.15	-1.6	-0.97
-0.65	-0.74	-1.08	-1.48	-2.1	-2.51	-2.26	-2.51	-2.89	-2.53
-2.82	-3.02	-2.56	-3	-3.08	-2.24	-1.42	-0.56	-0.48	-0.53
-0.11	-0.12	0.19	0.64	0.64	0.96	0.85	0.48	0.76	0.76
0.82	1.29	1.49	1.69	1.64	1.12	1.09	1.46	1.53	1.45
1.61	1.94	2.04	1.48	0.63	0.67	1.07	0.77	0.66	1.09
1.24	1.02	1.22	1.41	0.74	0.72	0.97	0.36	0.67	0.78
-0.17	-0.25	-0.24	-0.13	0.35	0.22	0.51	0.62	0.07	-0.09
-0.39	-0.47	-0.24	-0.25	-0.17	-0.25	-0.1	0.21	-0.32	-1.02
-1.31	-1.63	-2.11	-2.17	-1.7	-1.4	-1.18	-0.83	-0.6	-0.27
-0.08	-0.28	-0.61	-0.91	-0.83	-0.26	0.19	0.5	0.93	1.06
1.39	1.87	1.6	1.68	1.99	1.15	-0.18	-1.12	-1.2	-1.08
-1.08	-0.77	-1.14	-1.55	-1.49	-1.64	-0.95	-0.44	-0.6	-0.14
-0.09	0.01	0.5	0.36	0.05	-0.46	-0.96	-1.11	-0.86	-0.13
-0.18	-0.61	-0.48	-0.44	-0.28	-0.09	0	0.3	0.5	0.66
0.77	0.85	0.78	0.5	0.41	0.23	0.33	0.95	1.15	1.18
1.5	1.69	1.14	0.39	0.55	0.73	0.65	1.19	1.54	1.1
0.72	0.99	0.95	0.12	-0.16	-0.2	-0.57	-0.6	-1.06	-1.54
-1.16	-1.28	-1.68	-1.51	-1.59	-1.52	-0.86	-0.47	-0.34	0.06
0.58	0.76	0.61	0.61	0.56	0.43	0.75	1.03	0.71	0.55
1.11	1.47	1.12	0.89	0.73	0.34	0.08	0.12	0.41	0.42
0.55	0.79	0.34	0.22	0.05	-0.53	-0.13	-0.17	-0.7	-0.41
-0.6	-0.66	-0.14	-0.3	-0.67	-1.07	-1.68	-2.02	-1.88	-2.01
-2.65	-2.58	-1.96	-1.27	-0.53	-0.52	-0.14	0.92	0.83	0.09
-0.21	-0.29	-0.15	-0.04	-0.23	-0.4	-0.56	-0.84	-0.8	-0.54
-0.43	-0.19	-0.09	0.08	0.54	0.79	0.97	0.93	0.86	0.89
0.35	-0.14	-0.26	0.08	0.93	0.89	0.53	0.86	1.14	1.03
0.39	-0.04	0.52	0.71	0.36	0.65	0.93	0.94	1.49	1.59
1.29	1.52	1.05	0.49	0.57	0.13	0.11	0.2	-0.2	-0.21
-0.47	-0.5	0.1	0.64	1.4	1.58	1.24	1.11	0.82	0.81
1.09	1.57	1.83	1.41	1.2	0.86	0.6	0.8	0.18	-0.17
0.1	-0.53	-1.19	-1.62	-2.38	-2.7	-2.34	-1.81	-2.02	-3.14
-3.63	-3.23	-2.97	-2.68	-2.5	-3.06	-3.23	-2.56	-2.25	-2.16
-1.56	-0.77	-0.21	0.15	0.28	-0.04	-0.59	-1.04	-1.27	-1.38
-1.12	-0.47	-0.44	-0.37	0.33	0.31	0.54	1.28	1.16	1.66
2.77	3.18	3.23	2.68	2.35	2.57	2.33	2.39	2.46	2.04
1.98	1.6	1.25	1.58	1.51	1.48	1.72	1.49	1.23	0.85
0.36	0.55	0.85	0.65	0.4	0.43	0.38	-0.02	-0.73	-1.11
-0.53	-0.09	-0.44	-0.38	0.02	-0.13	-0.5	-0.41	-0.51	-1.17
-0.99	-0.74	-1.27	-0.9	-0.92	-1.68	-1.2	-0.8	-0.59	-0.25
-0.58	-0.52	-0.69	-1.29	-1.2	-1.17	-0.97	-0.63	-0.7	-0.67
-0.75	-0.7	-0.7	-1.39	-1.71	-1.41	-1.18	-0.97	-0.34	0.45
0.71	0.82	1.01	0.99	1	0.83	0.43	0.25	0.37	0.83
1.41	1.52	1.39	1.34	1.02	0.85	0.68	-0.12	-0.44	-0.69
-1.87	-2.62	-2.36	-1.48	-0.87	-0.67	-0.35	-0.61	-0.61	-0.03
0.22	0.96	1.14	0.7	0.97	0.79	0.64	0.77	0.2	-0.22
-0.45	-0.42	0.05	0.61	1.09	0.69	0.31	0.69	0.82	0.97
1.1	1.09	1.22	1.15	1.02	0.87	0.69	0.46	0.21	0.27
0.33	0.59	1.02	0.78	0.48	0.44	0.12	-0.61	-0.95	-0.36
-0.12	-0.24	0.07	-0.14	-0.91	-1.17	-0.92	-1.18	-1.87	-1.7
-1.4	-1.52	-1.3	-1.38	-1.27	-0.5	-0.47	-0.52	0.08	0.31
0.67	1.34	1.41	1.27	1.42	1.45	1.08	0.63	0.52	0.43
0.33	0.57	0.52	0.04	0	0.42	0.23	-0.49	-0.74	-0.81
-1	-0.91	-0.6	-0.34	-0.47	-0.52	-0.55	-1.12	-1.15	-1.16
-1.41	-0.81	-0.89	-1.26	-0.75	-0.85	-0.81	-0.43	-0.89	-1.28
-1.37	-1.44	-1.08	-0.49	-0.31	-0.32	0.5	1.45	1.87	2.04
1.61	1.64	1.92	0.94	0.03	0.07	0.27	0.46	0.46	0.23
0.17	0.23	0.28	0.64	1.01	1.09	1.23	1.24	1.29	1.48
1.3	1.04	0.7	0.44	0.3	-0.15	-0.18	0.26	0.81	1.26
0.72	0.27	0.59	0.52	0.08	-0.39	-0.28	0.48	0.47	0.1
0.46	0.58	0.37	0.54	0.15	-0.43	-0.41	-0.96	-1.26	-0.88
-1.06	-0.83	-0.59	-0.82	-0.52	-0.39	-0.04	0.67	0.84	0.87
0.3	-0.44	-0.59	-0.75	-0.63	-0.4	-0.37	-0.73	-1.52	-1.79
-2.01	-2.14	-1.98	-2.54	-2.61	-2.25	-2.84	-3.07	-2.83	-2.78
-2.18	-1.32	-0.93	-1.33	-1.88	-1.29	-0.16	0.29	0.55	0.67
0.4	0.87	1.83	2.04	2.11	2.61	2.89	2.68	2.28	1.76
1.12	0.71	0.74	1.06	1.46	2.02	2.55	2.37	2.39	2.89
2.59	2.64	3.01	2.53	2.71	3.02	2.25	1.4	0.52	0.22
0.39	0.01	-0.09	-0.23	-0.77	-0.79	-1.01	-1.08	-0.63	-0.8
-0.93	-0.86	-1.3	-1.57	-1.72	-1.77	-1.29	-1.08	-1.44	-1.59
-1.49	-1.57	-1.87	-2.04	-1.64	-0.74	-0.53	-1.01	-0.86	-0.59
-0.96	-1.24	-1.03	-1.07	-1.39	-0.85	-0.54	-0.93	-0.42	-0.41
-0.82	0.07	0.39	0.26	0.28	-0.24	-0.22	-0.33	-0.62	-0.1
0.16	0.38	0.58	0.33	0.31	0.25	0.28	0.26	-0.11	0.22
1	1.35	1.61	2.05	2.23	1.79	1.39	1.19	0.84	0.59
0.3	0.04	0.17	0.49	0.8	0.83	0.32	-0.22	-0.51	-0.92
-1.12	-1.31	-1.83	-1.68	-1.52	-1.91	-1.32	0.03	1.1	1.35
1.15	1.16	0.86	1.01	1.55	1.47	1.6	1.13	0.38	0.54
0.21	-0.02	0.04	-0.46	-0.45	-0.11	0.33	0.88	1.08	0.94
0.23	0.02	0.52	0.47	0.37	0.27	0.04	-0.04	-0.31	-0.54
-0.69	-0.81	-0.87	-0.86	-0.59	-0.45	-0.32	-0.29	-0.86	-1.19
-1.18	-1.42	-1.68	-1.3	-0.47	-0.42	-0.73	-0.61	-1	-1.5
-1.18	-0.67	-0.8	-0.95	-0.21	0.29	0.26	0.61	0.7	0.97
1.59	1.31	1.2	1.66	1.55	1.5	1.55	0.94	0.42	0.29
-0.03	-0.56	-0.83	-0.7	-0.63	-0.63	-0.46	-0.67	-1.04	-0.83
-0.53	-0.95	-1.46	-1.19	-0.86	-0.73	-0.37	-0.06	-0.03	-0.31
-0.4	-0.42	-0.72	-0.39	-0.1	-0.09	0.54	0.36	0.12	0.72
0.56	0.55	0.79	0.29	0.27	0.69	1.04	1.62	2.05	1.97
1.92	2.5	2.63	2	1.33	0.53	0.35	0.23	-0.81	-1.03
-0.26	0.15	0.26	0.16	0.01	0.15	0.35	0.48	0.75	0.79
0.51	0.37	0.16	0	-0.1	-0.53	-0.83	-1	-1.02	-0.88
-0.94	-0.52	0.05	0.22	0.01	-0.82	-1.05	-0.59	-0.79	-1.13
-1.1	-0.57	0.03	-0.37	-0.78	-0.44	-0.56	-0.95	-0.93	-1.36
-1.66	-1.28	-1.43	-1.18	-0.46	-0.5	-0.19	0.02	-0.2	0.17
0.26	0.39	0.57	0.01	-0.54	-1.25	-1.63	-1.27	-1.1	-0.84
-0.72	-0.97	-1.38	-1.76	-1.41	-1.08	-0.83	-0.43	-0.62	-0.21
0.39	0.11	0.52	1.31	1.69	2.38	2.84	2.58	2.01	1.97
2.96	3.69	3.35	2.98	2.74	2.43	2.84	3.2	2.59	2.11
2.04	1.55	0.75	0.14	-0.24	-0.41	-0.16	0.38	0.87	1.13
1.23	1.08	0.42	0.19	0.28	-0.39	-0.58	-0.58	-1.37	-1.43
-1.62	-2.74	-3.27	-3.35	-2.91	-2.37	-2.55	-2.41	-2.31	-2.48
-2.07	-1.92	-1.67	-1.18	-1.43	-1.51	-1.36	-1.61	-1.47	-1.16
-0.85	-0.32	-0.34	-0.72	-0.61	-0.32	-0.29	-0.29	0.03	0.68
1.2	0.8	0.17	0.41	0.53	0.11	0.12	0.52	0.55	0.49
1.11	1.2	0.75	1.22	1.1	0.81	1.6	1.39	0.81	0.68
0.27	0.5	0.6	0.59	1.22	1.26	1.14	1.04	0.64	0.65
0.66	0.69	0.73	0.62	1.18	1.67	1.41	1.11	0.92	0.39
-0.43	-0.81	-0.88	-1.06	-1.06	-1.03	-0.93	-0.54	-0.29	-0.36
-0.74	-1.33	-1.55	-1.39	-1.32	-1.05	-0.77	-0.68	0.04	0.55
0.65	1.66	2.59	2.48	1.64	0.87	0.65	0.32	0.43	0.62
0.04	-0.25	-0.84	-1.29	-0.79	-0.92	-0.91	-0.61	-0.79	-0.35
0.18	0.39	0.44	0.02	-0.52	-1.07	-0.88	-0.33	-0.62	-0.85
-0.93	-1.11	-1.08	-1.18	-1.16	-1.01	-0.86	-0.67	-0.47	-0.19
-0.19	-0.28	-0.45	-0.91	-0.82	-0.43	-0.36	-0.14	0.53	1.04
0.59	0.15	0.31	0.08	0.09	0.83	1.25	1.03	1.09	1.79
1.83	1.39	1.48	1.32	1.25	1.31	0.57	0.3	0.48	-0.05
-0.4	-0.63	-1.3	-1.51	-1.31	-1.38	-1.46	-1.16	-0.67	-0.48
-0.42	-0.28	-0.45	-0.53	-0.08	0.12	-0.27	-0.29	0.42	0.81
0.83	1.02	0.99	0.7	0.39	0.44	0.58	0.53	1.02	1.23
1.1	1.41	0.96	0.72	1.23	0.83	0.72	0.86	0.42	0.7
1.19	1.27	1.35	1.08	0.47	0.15	0.21	-0.41	-1.44	-1.92
-2.13	-1.78	-1.57	-1.94	-1.23	-0.11	-0.01	-0.24	-0.43	-0.5
-0.29	-0.18	-0.25	-0.29	-0.57	-1	-1.1	-1.21	-1.26	-1.24
-1.44	-1.32	-1.03	-0.73	-0.4	-0.3	0.09	0.27	-0.14	-0.65
-1.19	-0.87	-0.22	-0.45	-0.53	-0.13	0.35	0.44	-0.29	-0.53
-0.09	-0.29	-0.57	-0.32	-0.41	-0.22	0.47	0.51	0.86	1.37
0.99	1.02	0.97	0.58	0.8	0.61	0.38	0.18	-0.55	-0.81
-0.83	-0.42	0.42	0.66	0.79	0.76	0.5	0.45	0.68	1.45
1.86	2	2.22	2.01	2.39	2.71	2.25	2.62	3.03	2.76
2.67	2.21	1.31	0.77	0.99	1.62	1.31	0.14	-0.48	-0.7
-0.9	-0.66	-0.87	-1.85	-2.24	-2.21	-2.61	-2.96	-2.81	-2.4
-1.89	-1.26	-0.79	-0.74	-1.04	-1.44	-1.94	-2.52	-2.49	-2.31
-2.81	-2.68	-2.47	-2.93	-2.56	-2.44	-2.89	-2.28	-1.36	-0.49
0.02	-0.2	0.07	0.3	0.31	0.84	0.96	1.06	1.27	0.82
0.82	1.06	0.95	1.29	1.64	1.75	1.87	1.47	1.1	1.39
1.63	1.54	1.54	1.8	2.01	1.75	0.88	0.43	0.88	0.93
0.57	0.82	1.2	1.06	0.96	1.3	0.97	0.42	0.8	0.51
0.2	0.74	0.09	-0.51	-0.31	-0.38	0.08	0.23	0.18	0.56
0.16	-0.23	-0.37	-0.65	-0.44	-0.35	-0.33	-0.3	-0.37	-0.02
-0.15	-0.94	-1.39	-1.6	-1.98	-2.25	-1.9	-1.4	-1.19	-0.85
-0.56	-0.32	-0.01	-0.06	-0.38	-0.69	-0.8	-0.38	0.23	0.53
0.9	1.18	1.26	1.75	1.78	1.44	1.76	1.45	0.13	-1.04
-1.47	-1.24	-1.21	-0.99	-0.91	-1.5	-1.5	-1.52	-1.29	-0.4
-0.42	-0.29	0.1	-0.03	0.37	0.53	0.18	-0.21	-0.78	-1.04
-0.97	-0.36	0.09	-0.37	-0.47	-0.3	-0.25	0	0.1	0.31
0.59	0.72	0.85	0.9	0.92	0.68	0.49	0.4	0.29	0.75
1.22	1.2	1.35	1.64	1.43	0.59	0.31	0.68	0.61	0.82
1.4	1.25	0.67	0.63	0.89	0.31	-0.38	-0.35	-0.61	-0.81
-0.92	-1.56	-1.49	-1.16	-1.59	-1.61	-1.43	-1.52	-1.03	-0.39
-0.22	0.03	0.53	0.88	0.8	0.66	0.68	0.52	0.6	1
0.94	0.55	0.79	1.39	1.27	0.85	0.71	0.4	0.05	-0.04
0.19	0.38	0.33	0.61	0.46	0.02	0.06	-0.48	-0.58	-0.13
-0.67	-0.73	-0.53	-0.86	-0.48	-0.26	-0.69	-1.03	-1.55	-2.05
-2.05	-1.89	-2.33	-2.64	-2.06	-1.37	-0.57	-0.19	-0.23	0.65
1.19	0.48	-0.08	-0.22	-0.18	0	-0.07	-0.29	-0.41	-0.64
-0.77	-0.5	-0.31	-0.13	0.08	0.15	0.52	0.88	1.03	1.09
0.93	0.95	0.68	0.05	-0.17	-0.07	0.67	1.16	0.71	0.71
1.1	1.14	0.74	0.05	0.22	0.79	0.55	0.48	0.93	0.96
1.22	1.67	1.33	1.3	1.27	0.5	0.39	0.25	-0.11	0.13
-0.11	-0.32	-0.33	-0.59	-0.14	0.46	1.09	1.63	1.34	1.07
0.87	0.66	0.85	1.2	1.63	1.42	0.98	0.77	0.31	0.39
0.22	-0.53	-0.38	-0.53	-1.37	-1.79	-2.37	-2.94	-2.79	-2.22
-1.97	-2.76	-3.67	-3.49	-3.01	-2.77	-2.4	-2.6	-3.1	-2.65
-2	-1.89	-1.52	-0.73	-0.07	0.32	0.53	0.36	-0.16	-0.69
-0.98	-1.08	-1.01	-0.41	0.02	-0.13	0.4	0.83	0.7	1.39
1.69	1.65	2.66	3.36	3.44	3.12	2.45	2.5	2.48	2.25
2.45	2.13	1.84	1.71	1.17	1.26	1.48	1.27	1.46	1.45
1.09	0.82	0.31	0.15	0.55	0.57	0.25	0.15	0.19	-0.05
-0.64	-1.24	-1.05	-0.32	-0.37	-0.64	-0.27	-0.13	-0.51	-0.67
-0.53	-1.01	-1.35	-0.84	-1.12	-1.28	-0.79	-1.44	-1.57	-0.86
-0.72	-0.33	-0.39	-0.66	-0.53	-1.09	-1.32	-1.11	-1.08	-0.68
-0.58	-0.65	-0.63	-0.73	-0.59	-0.97	-1.58	-1.43	-1.06	-0.85
-0.42	0.39	0.9	0.95	1.1	1.14	1.07	1	0.65	0.34
0.35	0.66	1.23	1.56	1.4	1.29	1.08	0.71	0.63	0.06
-0.63	-0.69	-1.44	-2.51	-2.58	-1.81	-0.91	-0.6	-0.32	-0.25
-0.56	-0.09	0.32	0.74	1.37	0.95	0.85	1.01	0.63	0.75
0.5	-0.11	-0.33	-0.44	-0.09	0.45	1.01	1.05	0.42	0.53
0.86	0.91	1.1	1.08	1.13	1.16	0.99	0.85	0.65	0.47
0.18	0.11	0.23	0.33	0.76	0.84	0.41	0.27	0.13	-0.44
-1.07	-0.82	-0.22	-0.33	-0.23	-0.07	-0.72	-1.3	-1.17	-1.05
-1.66	-1.93	-1.43	-1.41	-1.34	-1.14	-1.27	-0.67	-0.16	-0.38
0	0.48	0.63	1.23	1.59	1.37	1.35	1.45	1.23	0.72
0.43	0.4	0.25	0.34	0.51	0.15	-0.2	0.1	0.29	-0.32
-0.86	-0.88	-1.02	-1.05	-0.79	-0.46	-0.4	-0.6	-0.54	-0.89
-1.28	-1.08	-1.34	-1.11	-0.62	-1.13	-0.94	-0.6	-0.85	-0.46
-0.5	-1.07	-1.19	-1.24	-1.07	-0.48	-0.02	-0.05	0.34	1.39
1.97	2.2	1.96	1.55	1.88	1.48	0.25	-0.06	0.19	0.39
0.52	0.36	0.2	0.26	0.31	0.51	0.96	1.13	1.19	1.28
1.21	1.37	1.34	1.03	0.74	0.38	0.26	-0.03	-0.33	0.01
0.51	1.07	0.99	0.24	0.28	0.51	0.16	-0.31	-0.55	0.06
0.54	0.12	0.13	0.51	0.3	0.28	0.26	-0.45	-0.64	-0.78
-1.4	-1.14	-0.98	-1.07	-0.63	-0.74	-0.7	-0.37	-0.27	0.39
0.78	0.77	0.51	-0.35	-0.74	-0.83	-0.88	-0.62	-0.52	-0.67
-1.35	-1.92	-2	-2.25	-2.09	-2.24	-2.73	-2.3	-2.4	-2.95
-2.71	-2.53	-2.2	-1.32	-0.65	-0.68	-1.3	-1.28	-0.16	0.65
0.86	1.09	0.93	0.92	1.83	2.41	2.34	2.61	3.02	2.93
2.51	2.02	1.4	0.86	0.74	1	1.41	1.86	2.46	2.59
2.29	2.67	2.75	2.37	2.77	2.6	2.22	2.68	2.3	1.32
0.47	-0.2	-0.05	-0.14	-0.49	-0.44	-0.88	-1.15	-1.13	-1.4
-1.05	-0.85	-1.16	-1.07	-1.27	-1.69	-1.79	-1.92	-1.64	-1.16
-1.32	-1.64	-1.59	-1.52	-1.73	-1.96	-1.83	-1.05	-0.38	-0.71
-0.96	-0.59	-0.68	-1.12	-1.08	-0.88	-1.16	-1.07	-0.38	-0.62
-0.6	-0.07	-0.57	-0.26	0.58	0.41	0.43	0.11	-0.23	-0.08
-0.44	-0.24	0.28	0.39	0.69	0.58	0.39	0.41	0.33	0.44
0.18	0.11	0.85	1.41	1.61	1.92	2.24	2	1.43	1.16
0.87	0.53	0.31	0	-0.04	0.26	0.57	0.75	0.44	-0.21
-0.57	-0.88	-1.22	-1.26	-1.64	-1.84	-1.41	-1.59	-1.52	-0.32
0.96	1.56	1.37	1.25	1.11	0.87	1.39	1.55	1.44	1.38
0.5	0.28	0.34	-0.13	-0.03	-0.28	-0.6	-0.26	0.11	0.66
1	0.98	0.49	-0.14	0.19	0.46	0.25	0.2	-0.03	-0.17
-0.32	-0.62	-0.76	-0.89	-0.94	-0.97	-0.78	-0.53	-0.47	-0.32
-0.64	-1.21	-1.24	-1.3	-1.57	-1.52	-0.75	-0.23	-0.58	-0.63
-0.67	-1.26	-1.3	-0.71	-0.48	-0.77	-0.41	0.41	0.48	0.61
0.91	0.92	1.48	1.64	1.19	1.48	1.66	1.39	1.46	1.12
0.4	0.14	-0.04	-0.49	-0.91	-0.9	-0.71	-0.72	-0.6	-0.56
-0.94	-1.02	-0.62	-0.66	-1.27	-1.33	-0.86	-0.67	-0.43	-0.05
0.1	-0.07	-0.33	-0.27	-0.47	-0.5	0.02	0.02	0.39	0.75
0.24	0.58	0.88	0.56	0.86	0.68	0.29	0.65	1.03	1.48
2.02	2.12	1.89	2.15	2.59	2.13	1.4	0.63	0.06	0.15
-0.49	-1.28	-0.72	-0.02	0.17	0.17	0	-0.01	0.22	0.36
0.53	0.72	0.51	0.25	0.1	-0.15	-0.22	-0.49	-0.91	-1.06
-1.15	-1	-0.95	-0.81	-0.18	0.13	0.09	-0.5	-1.2	-0.86
-0.66	-1.05	-1.17	-0.87	-0.17	-0.08	-0.73	-0.67	-0.44	-0.86
-1	-1.1	-1.61	-1.41	-1.18	-1.3	-0.59	-0.26	-0.28	0.15
-0.02	0.05	0.37	0.31	0.56	0.28	-0.38	-0.94	-1.58	-1.42
-1.05	-0.88	-0.61	-0.72	-1.04	-1.47	-1.43	-0.9	-0.69	-0.25
-0.15	-0.18	0.59	0.67	0.58	1.39	1.91	2.37	3	2.98
2.43	2.02	2.56	3.59	3.61	3.04	2.77	2.4	2.39	2.93
2.69	1.93	1.72	1.46	0.72	0	-0.42	-0.64	-0.55	-0.06
0.49	0.83	0.94	0.9	0.41	-0.19	-0.08	-0.41	-1.03	-0.88
-1.37	-1.92	-1.75	-2.54	-3.41	-3.52	-3.3	-2.57	-2.42	-2.53
-2.22	-2.36	-2.19	-1.77	-1.7	-1.2	-1.08	-1.41	-1.22	-1.29
-1.4	-1.04	-0.77	-0.31	0	-0.35	-0.51	-0.2	-0.03	-0.06
0.09	0.61	1.25	1.27	0.52	0.33	0.7	0.45	0.17	0.49
0.76	0.62	0.91	1.44	1	1	1.4	0.86	1.23	1.69
0.96	0.72	0.43	0.29	0.67	0.54	0.93	1.35	1.11	1.08
0.74	0.52	0.62	0.59	0.7	0.59	0.77	1.44	1.44	1.02
0.77	0.42	-0.33	-0.97	-1.05	-1.14	-1.22	-1.12	-1.06	-0.77
-0.4	-0.35	-0.59	-1.12	-1.55	-1.44	-1.25	-1.09	-0.68	-0.55
-0.15	0.65	0.78	1.26	2.38	2.65	1.98	0.99	0.54	0.33
0.11	0.45	0.16	-0.38	-0.67	-1.36	-1.15	-0.81	-1.06	-0.7
-0.68	-0.62	0.02	0.3	0.42	0.17	-0.38	-0.93	-1.16	-0.56
-0.44	-0.85	-0.9	-1.06	-1.09	-1.08	-1.14	-0.98	-0.83	-0.64
-0.45	-0.19	-0.04	-0.17	-0.24	-0.6	-0.83	-0.42	-0.18	-0.09
0.37	1.05	1.03	0.35	0.32	0.36	0.11	0.6	1.29	1.3
1.06	1.51	1.97	1.52	1.33	1.35	1.08	1.18	0.78	0.08
0.23	0.05	-0.53	-0.67	-1.15	-1.63	-1.46	-1.33	-1.43	-1.28
-0.79	-0.4	-0.36	-0.24	-0.23	-0.45	-0.21	0.24	0.07	-0.25
0.21	0.87	0.94	1.01	1.1	0.88	0.54	0.39	0.59	0.58
0.77	1.28	1.12	1.23	1.24	0.61	0.95	1.04	0.54	0.77
0.53	0.35	0.92	1.12	1.13	1.03	0.49	-0.07	-0.12	-0.31
-1.31	-2.02	-2.24	-2.13	-1.6	-1.77	-1.68	-0.46	0.11	-0.13
-0.35	-0.52	-0.42	-0.22	-0.26	-0.33	-0.47	-0.9	-1.15	-1.17
-1.27	-1.2	-1.29	-1.35	-1.04	-0.75	-0.38	-0.2	-0.02	0.36
0.13	-0.38	-0.92	-1.07	-0.32	-0.13	-0.44	-0.2	0.27	0.6
0.18	-0.49	-0.2	0.01	-0.4	-0.31	-0.15	-0.24	0.37	0.76
0.76	1.37	1.32	0.97	1.13	0.72	0.66	0.77	0.39	0.3
-0.22	-0.75	-0.73	-0.56	0.24	0.8	0.86	0.96	0.74	0.59
0.68	1.24	1.94	2.04	2.24	2.18	2.12	2.67	2.4	2.21
2.8	2.69	2.39	2.15	1.33	0.55	0.41	0.96	1.19	0.21
-0.79	-1.05	-1.26	-1.21	-1.04	-1.77	-2.54	-2.5	-2.62	-3.04
-3.04	-2.63	-2.12	-1.53	-0.95	-0.74	-0.95	-1.36	-1.8	-2.36
-2.65	-2.31	-2.5	-2.78	-2.33	-2.55	-2.63	-2.07	-2.4	-2.3
-1.29	-0.44	0.34	0.33	0.24	0.64	0.61	0.91	1.31	1.23
1.48	1.29	0.92	1.21	1.21	1.26	1.72	1.84	1.94	1.79
1.25	1.25	1.62	1.64	1.52	1.65	1.9	1.86	1.2	0.39
0.53	0.94	0.63	0.56	1	1.1	0.84	1	1.11	0.41
0.4	0.63	0.03	0.33	0.39	-0.57	-0.55	-0.45	-0.29	0.19
0.03	0.28	0.3	-0.3	-0.44	-0.69	-0.71	-0.45	-0.47	-0.39
-0.47	-0.34	-0.12	-0.73	-1.42	-1.63	-1.87	-2.2	-2.09	-1.49
-1.13	-0.88	-0.51	-0.3	-0.01	0.12	-0.14	-0.46	-0.67	-0.48
0.16	0.61	0.87	1.23	1.3	1.53	1.87	1.46	1.41	1.54
0.51	-0.84	-1.61	-1.52	-1.28	-1.22	-0.89	-1.25	-1.58	-1.39
-1.41	-0.65	-0.15	-0.33	0.11	0.14	0.19	0.62	0.36	-0.02
-0.52	-0.95	-0.97	-0.6	0.12	0	-0.42	-0.23	-0.15	0.04
0.24	0.34	0.63	0.8	0.92	0.97	0.99	0.87	0.58	0.5
0.37	0.54	1.15	1.29	1.26	1.5	1.55	0.91	0.2	0.44
0.64	0.57	1.09	1.31	0.77	0.37	0.6	0.48	-0.38	-0.63
-0.63	-0.97	-0.98	-1.38	-1.75	-1.28	-1.36	-1.68	-1.39	-1.37
-1.18	-0.44	-0.06	0.07	0.46	0.92	1	0.77	0.74	0.67
0.54	0.86	1.07	0.71	0.57	1.12	1.37	0.91	0.63	0.44
0.06	-0.15	-0.05	0.25	0.24	0.33	0.5	0	-0.14	-0.31
-0.85	-0.41	-0.47	-0.98	-0.65	-0.82	-0.85	-0.36	-0.6	-1.03
-1.41	-1.96	-2.17	-1.93	-2	-2.49	-2.21	-1.42	-0.68	0.02
0	0.35	1.28	0.98	0.15	-0.13	-0.16	-0.01	0.07	-0.14
-0.31	-0.43	-0.65	-0.52	-0.21	-0.06	0.19	0.3	0.48	0.92
1.1	1.19	1.08	0.95	0.9	0.33	-0.09	-0.09	0.35	1.16
1.03	0.64	0.98	1.18	0.97	0.32	-0.01	0.61	0.78	0.44
0.76	1.03	1.02	1.51	1.5	1.11	1.26	0.71	0.16	0.26
-0.14	-0.13	-0.01	-0.39	-0.34	-0.5	-0.41	0.28	0.82	1.48
1.5	1.05	0.87	0.59	0.6	0.89	1.29	1.41	0.87	0.58
0.21	-0.07	0.08	-0.58	-0.93	-0.69	-1.37	-2.02	-2.38	-3.01
-3.14	-2.64	-2.11	-2.39	-3.43	-3.71	-3.11	-2.74	-2.41	-2.22
-2.71	-2.7	-1.9	-1.53	-1.36	-0.7	0.07	0.53	0.75	0.73
0.29	-0.29	-0.68	-0.8	-0.78	-0.4	0.29	0.32	0.43	1.15
1.12	1.35	2.07	1.93	2.42	3.42	3.6	3.43	2.74	2.36
2.53	2.24	2.24	2.23	1.74	1.64	1.25	0.93	1.28	1.19
1.13	1.32	1	0.69	0.31	-0.12	0.13	0.41	0.16	-0.09
-0.07	-0.15	-0.59	-1.23	-1.44	-0.76	-0.34	-0.7	-0.62	-0.24
-0.45	-0.82	-0.73	-0.84	-1.45	-1.19	-0.92	-1.42	-1.02	-1.04
-1.72	-1.12	-0.7	-0.52	-0.23	-0.61	-0.58	-0.77	-1.33	-1.15
-1.05	-0.81	-0.47	-0.57	-0.55	-0.64	-0.6	-0.62	-1.26	-1.44
-1	-0.69	-0.4	0.27	1	1.16	1.18	1.28	1.18	1.1
0.87	0.48	0.35	0.54	1.01	1.5	1.48	1.23	1.08	0.69
0.45	0.21	-0.61	-0.9	-1.13	-2.2	-2.69	-2.13	-1.11	-0.48
-0.31	-0.03	-0.28	-0.22	0.41	0.65	1.3	1.35	0.82	1.05
0.81	0.62	0.7	0.1	-0.27	-0.38	-0.24	0.31	0.84	1.22
0.74	0.38	0.79	0.91	1.02	1.1	1.04	1.11	0.98	0.8
0.62	0.42	0.19	-0.02	0.09	0.18	0.44	0.78	0.45	0.1
0.03	-0.32	-1	-1.19	-0.53	-0.3	-0.46	-0.2	-0.48	-1.24
-1.41	-1.11	-1.36	-1.95	-1.64	-1.26	-1.33	-1.05	-1.06	-0.87
-0.07	-0.05	-0.08	0.54	0.75	1.07	1.64	1.56	1.33	1.39
1.31	0.86	0.4	0.31	0.23	0.14	0.35	0.25	-0.23	-0.23
0.16	-0.11	-0.84	-1.02	-1.02	-1.13	-0.96	-0.62	-0.39	-0.55
-0.63	-0.68	-1.22	-1.19	-1.13	-1.3	-0.67	-0.75	-1.08	-0.54
-0.63	-0.59	-0.24	-0.72	-1.05	-1.03	-0.97	-0.51	0.12	0.3
0.35	1.2	2.05	2.29	2.26	1.71	1.65	1.79	0.71	-0.13
0.05	0.31	0.5	0.48	0.26	0.25	0.35	0.44	0.82	1.15
1.17	1.26	1.21	1.21	1.32	1.05	0.74	0.39	0.14	0.04
-0.35	-0.27	0.25	0.76	1.08	0.45	0	0.34	0.22	-0.23
-0.61	-0.4	0.36	0.29	-0.09	0.26	0.33	0.06	0.17	-0.28
-0.85	-0.79	-1.28	-1.48	-1.01	-1.12	-0.85	-0.59	-0.8	-0.46
-0.3	0.05	0.69	0.71	0.57	-0.1	-0.83	-0.92	-1.02	-0.87
-0.66	-0.71	-1.14	-1.9	-2.09	-2.21	-2.26	-2.05	-2.53	-2.5
-2.07	-2.59	-2.66	-2.26	-2.06	-1.35	-0.48	-0.18	-0.6	-1.02
-0.27	0.88	1.24	1.4	1.46	1.21	1.71	2.61	2.68	2.65
3.03	3.13	2.74	2.22	1.65	1.04	0.74	0.9	1.3	1.73
2.25	2.66	2.38	2.34	2.74	2.35	2.32	2.59	2.01	2.1
2.24	1.29	0.38	-0.42	-0.62	-0.38	-0.75	-0.82	-0.94	-1.43
-1.37	-1.52	-1.51	-1.03	-1.21	-1.34	-1.28	-1.7	-1.9	-1.96
-1.91	-1.38	-1.2	-1.57	-1.68	-1.53	-1.58	-1.82	-1.86	-1.34
-0.45	-0.35	-0.86	-0.7	-0.46	-0.86	-1.08	-0.83	-0.85	-1.09
-0.5	-0.2	-0.59	-0.06	-0.07	-0.43	0.47	0.71	0.49	0.44
-0.08	-0.04	-0.11	-0.32	0.26	0.51	0.68	0.82	0.53	0.5
0.45	0.49	0.48	0.18	0.61	1.38	1.66	1.83	2.14	2.15
1.57	1.1	0.87	0.5	0.26	0.01	-0.19	0.01	0.34	0.58
0.49	-0.1	-0.63	-0.87	-1.22	-1.35	-1.44	-1.84	-1.54	-1.26
-1.48	-0.69	0.71	1.63	1.68	1.34	1.28	0.96	1.1	1.57]',[],1);...
1.38];

%Add flat starting & ending spots
profile1D = profile1D-profile1D(1); %offset so the first point is at 0 height
profile1D = [profile1D(1)*ones(200/.1,1);profile1D;profile1D(end)*ones(20/.1,1)];
profile1D = profile1D/100; %cm->m

profile_width = -2:1:2;

profilex = (0:.1:.1*(length(profile1D)-1))'-200;
plot(profilex,profile1D)
hold on

%Uncomment the following block for a denser mesh
% profile_width = -2:0.25:2;
% profilex = (0:.025:.1*(length(profile1D)-1))'-200;
% profile1D = interp1((0:(length(profile1D)-1))*.1,profile1D,(0:.025:.1*(length(profile1D)-1)),'linear')';
% plot(profilex,profile1D)



nv_x = length(profile1D);
nv_y = length(profile_width);
n_verts = nv_x * nv_y;
n_faces = 2 * (nv_x - 1) * (nv_y - 1);

verts = zeros(n_verts,3);
verts_normals = zeros(n_verts,3);
faces = zeros(n_faces,3);


%We order the vertices starting at the bottom-left corner, row after row.
vi = 1;
for y = 1:nv_y
    verts(vi:(vi+nv_x-1),:) = [profilex,profile_width(y)*ones(nv_x,1),profile1D];
    vi = vi + nv_x;
end

% Specify triangular faces (two at a time).
% Specify the face vertices counter-clockwise.
% Set the normal indices same as the vertex indices.
it = 1;
for (iy = (nv_y - 2):-1:0) 
    for (ix = 0:(nv_x - 2))
        v0 = ix + nv_x * iy+1;
        faces(it,:) = [v0, v0 + nv_x + 1, v0 + nv_x];
        it = it + 1;
        faces(it,:) = [v0, v0 + 1, v0 + nv_x + 1];
        it = it +1;
    end
end

% Calculate normals and then average the normals from all adjacent faces.
for (it = 1:n_faces) 
    % Calculate the triangle normal as a normalized cross product.
    nrm = cross(verts(faces(it,2),:)-verts(faces(it,1),:),verts(faces(it,3),:)-verts(faces(it,1),:));
    nrm = nrm/norm(nrm);
    
    % Increment the normals of all incident vertices by the face normal
    verts_normals(faces(it,1),:) = verts_normals(faces(it,1),:) + nrm;
    verts_normals(faces(it,2),:) = verts_normals(faces(it,2),:) + nrm;
    verts_normals(faces(it,3),:) = verts_normals(faces(it,3),:) + nrm;
end

% Set the normals to the average values.
for it = 1:n_verts
    verts_normals(it,:) = verts_normals(it,:)/norm(verts_normals(it,:));
end

%generate obj file
fid = fopen('RandomRoad_3cm.obj','wt');
fprintf(fid,'# Random Road 3cm RMS (m)\n');
fprintf(fid,'o Grid\n');
for i = 1:n_verts
    fprintf(fid,'v %f %f %f\n',verts(i,1:3));
end
for i = 1:n_verts
    fprintf(fid,'vn %f %f %f\n',verts_normals(i,1:3));
end
for i = 1:n_faces
    fprintf(fid,'f %u//%u %u//%u %u//%u\n',faces(i,1),faces(i,1),faces(i,2),faces(i,2),faces(i,3),faces(i,3));
end
fclose(fid);
